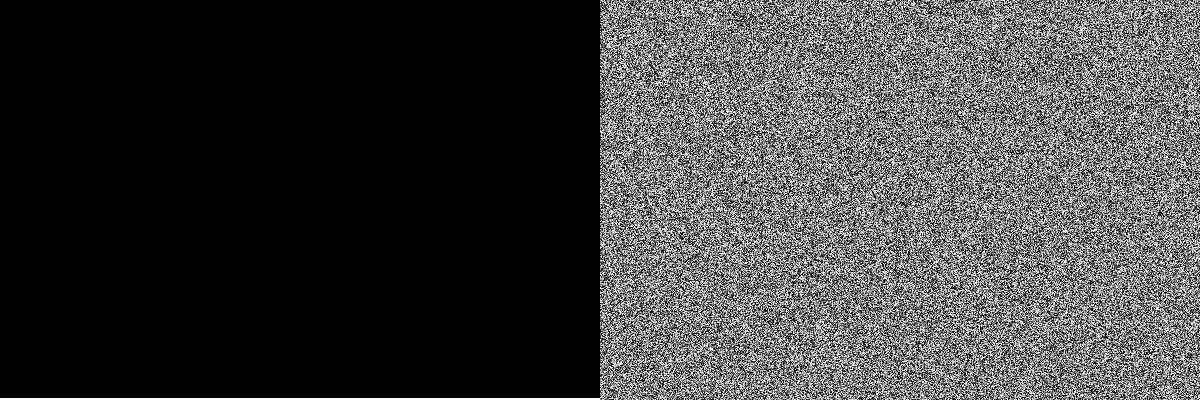
Frame 1 (no input)
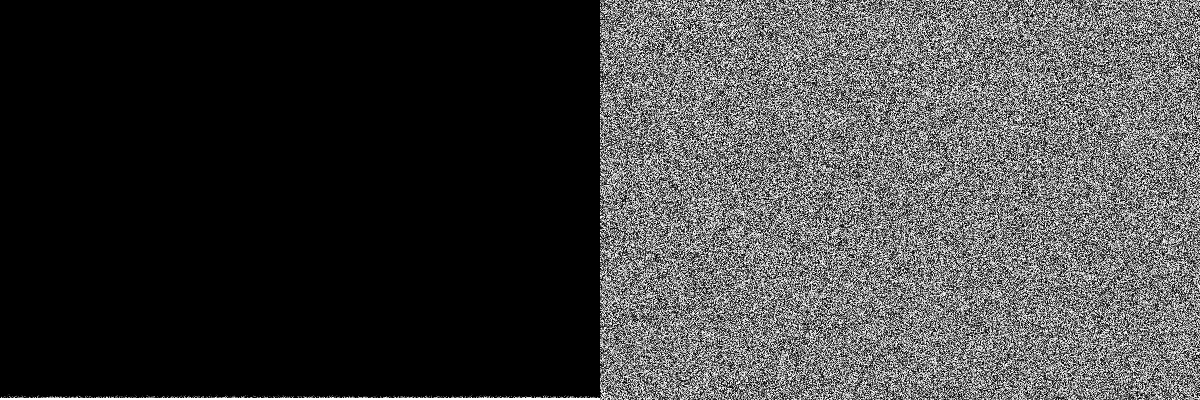
Frame 60 (the mouse pressed at the canvas centre just before this capture)
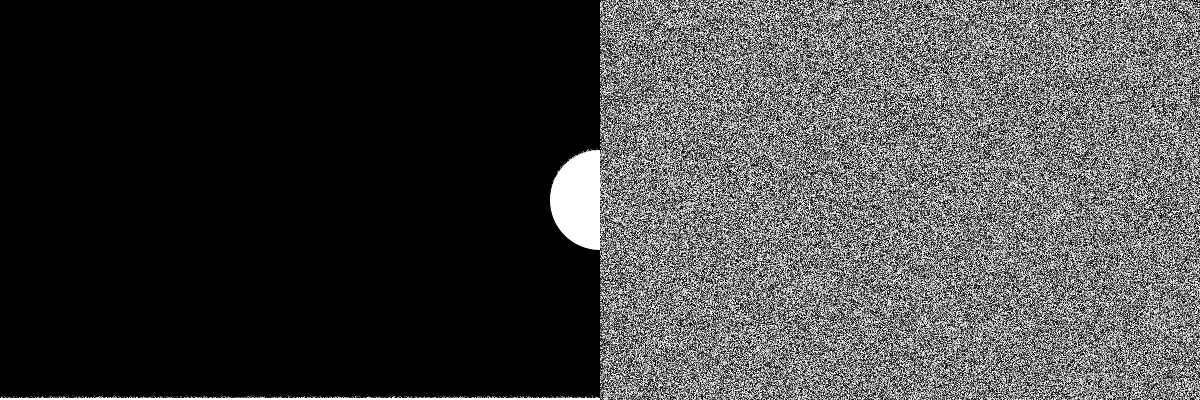
Frame 120 (the mouse held since frame 60 and released just before this capture)

The Processing sketch that drew these frames (run headless with seeded random() and noise(); from frame 60 on, the mouse is pressed at the canvas centre):

// Processing sketch: Fire
// ── Fire.pde
PGraphics buffer1;
PGraphics buffer2;
PImage cooling;
int w = 600;
int h = 400;
OpenSimplexNoise open;

float ystart = 0.0;

void setup() {
  size(1200, 400);
  buffer1 = createGraphics(w, h);
  buffer2 = createGraphics(w, h);
  cooling = createImage(w, h, RGB);
  open = new OpenSimplexNoise();
}

void cool() {
  cooling.loadPixels();
  float xoff = 0.0;
  float increment = 0.05;
  for (int x = 0; x < w; x++) {
    xoff += increment; 
    float yoff = ystart;
    for (int y = 0; y < h; y++) {
      yoff += increment;

      float n = (float) open.eval(xoff, yoff);     
      float bright = random(255);

      cooling.pixels[x+y*w] = color(bright);
    }
  }

  cooling.updatePixels();
  ystart += increment;
}

void fire(int rows) {
  buffer1.beginDraw();
  buffer1.loadPixels();
  for (int x = 0; x < w; x++) {
    for (int j = 0; j < rows; j++) {
      int y = h-(j+1);
      int index = x + y * w;
      buffer1.pixels[index] = color(255);
    }
  }
  buffer1.updatePixels();
  buffer1.endDraw();
}




void draw() {
  fire(2);
  if (mousePressed) {
    buffer1.beginDraw();
    buffer1.fill(255);
    buffer1.noStroke();
    buffer1.ellipse(mouseX, mouseY, 100, 100); 
    buffer1.endDraw();
  }
  cool();
  background(0);
  buffer2.beginDraw();
  buffer1.loadPixels();
  buffer2.loadPixels();
  for (int x = 1; x < w-1; x++) {
    for (int y = 1; y < h-1; y++) {
      int index0 = (x) + (y) * w;
      int index1 = (x+1) + (y) * w;
      int index2 = (x-1) + (y) * w;
      int index3 = (x) + (y+1) * w;
      int index4 = (x) + (y-1) * w;
      color c1 = buffer1.pixels[index1];
      color c2 = buffer1.pixels[index2];
      color c3 = buffer1.pixels[index3];
      color c4 = buffer1.pixels[index4];

      color c5 = cooling.pixels[index0];
      float newC = brightness(c1) + brightness(c2)+ brightness(c3) + brightness(c4);
      newC = newC * 0.25 - brightness(c5);

      buffer2.pixels[index4] = color(newC);
    }
  }
  buffer2.updatePixels();
  buffer2.endDraw();

  PGraphics temp = buffer1;
  buffer1 = buffer2;
  buffer2 = temp;

  image(buffer2, 0, 0);
  image(cooling, w, 0);
}

// ── OpenSimplex.pde
/*
 * OpenSimplex Noise in Java.
 * by Kurt Spencer
 * 
 * v1.1 (October 5, 2014)
 * - Added 2D and 4D implementations.
 * - Proper gradient sets for all dimensions, from a
 *   dimensionally-generalizable scheme with an actual
 *   rhyme and reason behind it.
 * - Removed default permutation array in favor of
 *   default seed.
 * - Changed seed-based constructor to be independent
 *   of any particular randomization library, so results
 *   will be the same when ported to other languages.
 */
 
class OpenSimplexNoise {

  private static final double STRETCH_CONSTANT_2D = -0.211324865405187;    //(1/Math.sqrt(2+1)-1)/2;
  private static final double SQUISH_CONSTANT_2D = 0.366025403784439;      //(Math.sqrt(2+1)-1)/2;
  private static final double STRETCH_CONSTANT_3D = -1.0 / 6;              //(1/Math.sqrt(3+1)-1)/3;
  private static final double SQUISH_CONSTANT_3D = 1.0 / 3;                //(Math.sqrt(3+1)-1)/3;
  private static final double STRETCH_CONSTANT_4D = -0.138196601125011;    //(1/Math.sqrt(4+1)-1)/4;
  private static final double SQUISH_CONSTANT_4D = 0.309016994374947;      //(Math.sqrt(4+1)-1)/4;
  
  private static final double NORM_CONSTANT_2D = 47;
  private static final double NORM_CONSTANT_3D = 103;
  private static final double NORM_CONSTANT_4D = 30;
  
  private static final long DEFAULT_SEED = 0;
  
  private short[] perm;
  private short[] permGradIndex3D;
  
  public OpenSimplexNoise() {
    this(DEFAULT_SEED);
  }
  
  public OpenSimplexNoise(short[] perm) {
    this.perm = perm;
    permGradIndex3D = new short[256];
    
    for (int i = 0; i < 256; i++) {
      //Since 3D has 24 gradients, simple bitmask won't work, so precompute modulo array.
      permGradIndex3D[i] = (short)((perm[i] % (gradients3D.length / 3)) * 3);
    }
  }
  
  //Initializes the class using a permutation array generated from a 64-bit seed.
  //Generates a proper permutation (i.e. doesn't merely perform N successive pair swaps on a base array)
  //Uses a simple 64-bit LCG.
  public OpenSimplexNoise(long seed) {
    perm = new short[256];
    permGradIndex3D = new short[256];
    short[] source = new short[256];
    for (short i = 0; i < 256; i++)
      source[i] = i;
    seed = seed * 6364136223846793005l + 1442695040888963407l;
    seed = seed * 6364136223846793005l + 1442695040888963407l;
    seed = seed * 6364136223846793005l + 1442695040888963407l;
    for (int i = 255; i >= 0; i--) {
      seed = seed * 6364136223846793005l + 1442695040888963407l;
      int r = (int)((seed + 31) % (i + 1));
      if (r < 0)
        r += (i + 1);
      perm[i] = source[r];
      permGradIndex3D[i] = (short)((perm[i] % (gradients3D.length / 3)) * 3);
      source[r] = source[i];
    }
  }
  
  //2D OpenSimplex Noise.
  public double eval(double x, double y) {
  
    //Place input coordinates onto grid.
    double stretchOffset = (x + y) * STRETCH_CONSTANT_2D;
    double xs = x + stretchOffset;
    double ys = y + stretchOffset;
    
    //Floor to get grid coordinates of rhombus (stretched square) super-cell origin.
    int xsb = fastFloor(xs);
    int ysb = fastFloor(ys);
    
    //Skew out to get actual coordinates of rhombus origin. We'll need these later.
    double squishOffset = (xsb + ysb) * SQUISH_CONSTANT_2D;
    double xb = xsb + squishOffset;
    double yb = ysb + squishOffset;
    
    //Compute grid coordinates relative to rhombus origin.
    double xins = xs - xsb;
    double yins = ys - ysb;
    
    //Sum those together to get a value that determines which region we're in.
    double inSum = xins + yins;

    //Positions relative to origin point.
    double dx0 = x - xb;
    double dy0 = y - yb;
    
    //We'll be defining these inside the next block and using them afterwards.
    double dx_ext, dy_ext;
    int xsv_ext, ysv_ext;
    
    double value = 0;

    //Contribution (1,0)
    double dx1 = dx0 - 1 - SQUISH_CONSTANT_2D;
    double dy1 = dy0 - 0 - SQUISH_CONSTANT_2D;
    double attn1 = 2 - dx1 * dx1 - dy1 * dy1;
    if (attn1 > 0) {
      attn1 *= attn1;
      value += attn1 * attn1 * extrapolate(xsb + 1, ysb + 0, dx1, dy1);
    }

    //Contribution (0,1)
    double dx2 = dx0 - 0 - SQUISH_CONSTANT_2D;
    double dy2 = dy0 - 1 - SQUISH_CONSTANT_2D;
    double attn2 = 2 - dx2 * dx2 - dy2 * dy2;
    if (attn2 > 0) {
      attn2 *= attn2;
      value += attn2 * attn2 * extrapolate(xsb + 0, ysb + 1, dx2, dy2);
    }
    
    if (inSum <= 1) { //We're inside the triangle (2-Simplex) at (0,0)
      double zins = 1 - inSum;
      if (zins > xins || zins > yins) { //(0,0) is one of the closest two triangular vertices
        if (xins > yins) {
          xsv_ext = xsb + 1;
          ysv_ext = ysb - 1;
          dx_ext = dx0 - 1;
          dy_ext = dy0 + 1;
        } else {
          xsv_ext = xsb - 1;
          ysv_ext = ysb + 1;
          dx_ext = dx0 + 1;
          dy_ext = dy0 - 1;
        }
      } else { //(1,0) and (0,1) are the closest two vertices.
        xsv_ext = xsb + 1;
        ysv_ext = ysb + 1;
        dx_ext = dx0 - 1 - 2 * SQUISH_CONSTANT_2D;
        dy_ext = dy0 - 1 - 2 * SQUISH_CONSTANT_2D;
      }
    } else { //We're inside the triangle (2-Simplex) at (1,1)
      double zins = 2 - inSum;
      if (zins < xins || zins < yins) { //(0,0) is one of the closest two triangular vertices
        if (xins > yins) {
          xsv_ext = xsb + 2;
          ysv_ext = ysb + 0;
          dx_ext = dx0 - 2 - 2 * SQUISH_CONSTANT_2D;
          dy_ext = dy0 + 0 - 2 * SQUISH_CONSTANT_2D;
        } else {
          xsv_ext = xsb + 0;
          ysv_ext = ysb + 2;
          dx_ext = dx0 + 0 - 2 * SQUISH_CONSTANT_2D;
          dy_ext = dy0 - 2 - 2 * SQUISH_CONSTANT_2D;
        }
      } else { //(1,0) and (0,1) are the closest two vertices.
        dx_ext = dx0;
        dy_ext = dy0;
        xsv_ext = xsb;
        ysv_ext = ysb;
      }
      xsb += 1;
      ysb += 1;
      dx0 = dx0 - 1 - 2 * SQUISH_CONSTANT_2D;
      dy0 = dy0 - 1 - 2 * SQUISH_CONSTANT_2D;
    }
    
    //Contribution (0,0) or (1,1)
    double attn0 = 2 - dx0 * dx0 - dy0 * dy0;
    if (attn0 > 0) {
      attn0 *= attn0;
      value += attn0 * attn0 * extrapolate(xsb, ysb, dx0, dy0);
    }
    
    //Extra Vertex
    double attn_ext = 2 - dx_ext * dx_ext - dy_ext * dy_ext;
    if (attn_ext > 0) {
      attn_ext *= attn_ext;
      value += attn_ext * attn_ext * extrapolate(xsv_ext, ysv_ext, dx_ext, dy_ext);
    }
    
    return value / NORM_CONSTANT_2D;
  }
  
  //3D OpenSimplex Noise.
  public double eval(double x, double y, double z) {
  
    //Place input coordinates on simple ctic honeycomb.
    double stretchOffset = (x + y + z) * STRETCH_CONSTANT_3D;
    double xs = x + stretchOffset;
    double ys = y + stretchOffset;
    double zs = z + stretchOffset;
    
    //Floor to get simplectic honeycomb coordinates of rhombohedron (stretched cube) super-cell origin.
    int xsb = fastFloor(xs);
    int ysb = fastFloor(ys);
    int zsb = fastFloor(zs);
    
    //Skew out to get actual coordinates of rhombohedron origin. We'll need these later.
    double squishOffset = (xsb + ysb + zsb) * SQUISH_CONSTANT_3D;
    double xb = xsb + squishOffset;
    double yb = ysb + squishOffset;
    double zb = zsb + squishOffset;
    
    //Compute simplectic honeycomb coordinates relative to rhombohedral origin.
    double xins = xs - xsb;
    double yins = ys - ysb;
    double zins = zs - zsb;
    
    //Sum those together to get a value that determines which region we're in.
    double inSum = xins + yins + zins;

    //Positions relative to origin point.
    double dx0 = x - xb;
    double dy0 = y - yb;
    double dz0 = z - zb;
    
    //We'll be defining these inside the next block and using them afterwards.
    double dx_ext0, dy_ext0, dz_ext0;
    double dx_ext1, dy_ext1, dz_ext1;
    int xsv_ext0, ysv_ext0, zsv_ext0;
    int xsv_ext1, ysv_ext1, zsv_ext1;
    
    double value = 0;
    if (inSum <= 1) { //We're inside the tetrahedron (3-Simplex) at (0,0,0)
      
      //Determine which two of (0,0,1), (0,1,0), (1,0,0) are closest.
      byte aPoint = 0x01;
      double aScore = xins;
      byte bPoint = 0x02;
      double bScore = yins;
      if (aScore >= bScore && zins > bScore) {
        bScore = zins;
        bPoint = 0x04;
      } else if (aScore < bScore && zins > aScore) {
        aScore = zins;
        aPoint = 0x04;
      }
      
      //Now we determine the two lattice points not part of the tetrahedron that may contribute.
      //This depends on the closest two tetrahedral vertices, including (0,0,0)
      double wins = 1 - inSum;
      if (wins > aScore || wins > bScore) { //(0,0,0) is one of the closest two tetrahedral vertices.
        byte c = (bScore > aScore ? bPoint : aPoint); //Our other closest vertex is the closest out of a and b.
        
        if ((c & 0x01) == 0) {
          xsv_ext0 = xsb - 1;
          xsv_ext1 = xsb;
          dx_ext0 = dx0 + 1;
          dx_ext1 = dx0;
        } else {
          xsv_ext0 = xsv_ext1 = xsb + 1;
          dx_ext0 = dx_ext1 = dx0 - 1;
        }

        if ((c & 0x02) == 0) {
          ysv_ext0 = ysv_ext1 = ysb;
          dy_ext0 = dy_ext1 = dy0;
          if ((c & 0x01) == 0) {
            ysv_ext1 -= 1;
            dy_ext1 += 1;
          } else {
            ysv_ext0 -= 1;
            dy_ext0 += 1;
          }
        } else {
          ysv_ext0 = ysv_ext1 = ysb + 1;
          dy_ext0 = dy_ext1 = dy0 - 1;
        }

        if ((c & 0x04) == 0) {
          zsv_ext0 = zsb;
          zsv_ext1 = zsb - 1;
          dz_ext0 = dz0;
          dz_ext1 = dz0 + 1;
        } else {
          zsv_ext0 = zsv_ext1 = zsb + 1;
          dz_ext0 = dz_ext1 = dz0 - 1;
        }
      } else { //(0,0,0) is not one of the closest two tetrahedral vertices.
        byte c = (byte)(aPoint | bPoint); //Our two extra vertices are determined by the closest two.
        
        if ((c & 0x01) == 0) {
          xsv_ext0 = xsb;
          xsv_ext1 = xsb - 1;
          dx_ext0 = dx0 - 2 * SQUISH_CONSTANT_3D;
          dx_ext1 = dx0 + 1 - SQUISH_CONSTANT_3D;
        } else {
          xsv_ext0 = xsv_ext1 = xsb + 1;
          dx_ext0 = dx0 - 1 - 2 * SQUISH_CONSTANT_3D;
          dx_ext1 = dx0 - 1 - SQUISH_CONSTANT_3D;
        }

        if ((c & 0x02) == 0) {
          ysv_ext0 = ysb;
          ysv_ext1 = ysb - 1;
          dy_ext0 = dy0 - 2 * SQUISH_CONSTANT_3D;
          dy_ext1 = dy0 + 1 - SQUISH_CONSTANT_3D;
        } else {
          ysv_ext0 = ysv_ext1 = ysb + 1;
          dy_ext0 = dy0 - 1 - 2 * SQUISH_CONSTANT_3D;
          dy_ext1 = dy0 - 1 - SQUISH_CONSTANT_3D;
        }

        if ((c & 0x04) == 0) {
          zsv_ext0 = zsb;
          zsv_ext1 = zsb - 1;
          dz_ext0 = dz0 - 2 * SQUISH_CONSTANT_3D;
          dz_ext1 = dz0 + 1 - SQUISH_CONSTANT_3D;
        } else {
          zsv_ext0 = zsv_ext1 = zsb + 1;
          dz_ext0 = dz0 - 1 - 2 * SQUISH_CONSTANT_3D;
          dz_ext1 = dz0 - 1 - SQUISH_CONSTANT_3D;
        }
      }

      //Contribution (0,0,0)
      double attn0 = 2 - dx0 * dx0 - dy0 * dy0 - dz0 * dz0;
      if (attn0 > 0) {
        attn0 *= attn0;
        value += attn0 * attn0 * extrapolate(xsb + 0, ysb + 0, zsb + 0, dx0, dy0, dz0);
      }

      //Contribution (1,0,0)
      double dx1 = dx0 - 1 - SQUISH_CONSTANT_3D;
      double dy1 = dy0 - 0 - SQUISH_CONSTANT_3D;
      double dz1 = dz0 - 0 - SQUISH_CONSTANT_3D;
      double attn1 = 2 - dx1 * dx1 - dy1 * dy1 - dz1 * dz1;
      if (attn1 > 0) {
        attn1 *= attn1;
        value += attn1 * attn1 * extrapolate(xsb + 1, ysb + 0, zsb + 0, dx1, dy1, dz1);
      }

      //Contribution (0,1,0)
      double dx2 = dx0 - 0 - SQUISH_CONSTANT_3D;
      double dy2 = dy0 - 1 - SQUISH_CONSTANT_3D;
      double dz2 = dz1;
      double attn2 = 2 - dx2 * dx2 - dy2 * dy2 - dz2 * dz2;
      if (attn2 > 0) {
        attn2 *= attn2;
        value += attn2 * attn2 * extrapolate(xsb + 0, ysb + 1, zsb + 0, dx2, dy2, dz2);
      }

      //Contribution (0,0,1)
      double dx3 = dx2;
      double dy3 = dy1;
      double dz3 = dz0 - 1 - SQUISH_CONSTANT_3D;
      double attn3 = 2 - dx3 * dx3 - dy3 * dy3 - dz3 * dz3;
      if (attn3 > 0) {
        attn3 *= attn3;
        value += attn3 * attn3 * extrapolate(xsb + 0, ysb + 0, zsb + 1, dx3, dy3, dz3);
      }
    } else if (inSum >= 2) { //We're inside the tetrahedron (3-Simplex) at (1,1,1)
    
      //Determine which two tetrahedral vertices are the closest, out of (1,1,0), (1,0,1), (0,1,1) but not (1,1,1).
      byte aPoint = 0x06;
      double aScore = xins;
      byte bPoint = 0x05;
      double bScore = yins;
      if (aScore <= bScore && zins < bScore) {
        bScore = zins;
        bPoint = 0x03;
      } else if (aScore > bScore && zins < aScore) {
        aScore = zins;
        aPoint = 0x03;
      }
      
      //Now we determine the two lattice points not part of the tetrahedron that may contribute.
      //This depends on the closest two tetrahedral vertices, including (1,1,1)
      double wins = 3 - inSum;
      if (wins < aScore || wins < bScore) { //(1,1,1) is one of the closest two tetrahedral vertices.
        byte c = (bScore < aScore ? bPoint : aPoint); //Our other closest vertex is the closest out of a and b.
        
        if ((c & 0x01) != 0) {
          xsv_ext0 = xsb + 2;
          xsv_ext1 = xsb + 1;
          dx_ext0 = dx0 - 2 - 3 * SQUISH_CONSTANT_3D;
          dx_ext1 = dx0 - 1 - 3 * SQUISH_CONSTANT_3D;
        } else {
          xsv_ext0 = xsv_ext1 = xsb;
          dx_ext0 = dx_ext1 = dx0 - 3 * SQUISH_CONSTANT_3D;
        }

        if ((c & 0x02) != 0) {
          ysv_ext0 = ysv_ext1 = ysb + 1;
          dy_ext0 = dy_ext1 = dy0 - 1 - 3 * SQUISH_CONSTANT_3D;
          if ((c & 0x01) != 0) {
            ysv_ext1 += 1;
            dy_ext1 -= 1;
          } else {
            ysv_ext0 += 1;
            dy_ext0 -= 1;
          }
        } else {
          ysv_ext0 = ysv_ext1 = ysb;
          dy_ext0 = dy_ext1 = dy0 - 3 * SQUISH_CONSTANT_3D;
        }

        if ((c & 0x04) != 0) {
          zsv_ext0 = zsb + 1;
          zsv_ext1 = zsb + 2;
          dz_ext0 = dz0 - 1 - 3 * SQUISH_CONSTANT_3D;
          dz_ext1 = dz0 - 2 - 3 * SQUISH_CONSTANT_3D;
        } else {
          zsv_ext0 = zsv_ext1 = zsb;
          dz_ext0 = dz_ext1 = dz0 - 3 * SQUISH_CONSTANT_3D;
        }
      } else { //(1,1,1) is not one of the closest two tetrahedral vertices.
        byte c = (byte)(aPoint & bPoint); //Our two extra vertices are determined by the closest two.
        
        if ((c & 0x01) != 0) {
          xsv_ext0 = xsb + 1;
          xsv_ext1 = xsb + 2;
          dx_ext0 = dx0 - 1 - SQUISH_CONSTANT_3D;
          dx_ext1 = dx0 - 2 - 2 * SQUISH_CONSTANT_3D;
        } else {
          xsv_ext0 = xsv_ext1 = xsb;
          dx_ext0 = dx0 - SQUISH_CONSTANT_3D;
          dx_ext1 = dx0 - 2 * SQUISH_CONSTANT_3D;
        }

        if ((c & 0x02) != 0) {
          ysv_ext0 = ysb + 1;
          ysv_ext1 = ysb + 2;
          dy_ext0 = dy0 - 1 - SQUISH_CONSTANT_3D;
          dy_ext1 = dy0 - 2 - 2 * SQUISH_CONSTANT_3D;
        } else {
          ysv_ext0 = ysv_ext1 = ysb;
          dy_ext0 = dy0 - SQUISH_CONSTANT_3D;
          dy_ext1 = dy0 - 2 * SQUISH_CONSTANT_3D;
        }

        if ((c & 0x04) != 0) {
          zsv_ext0 = zsb + 1;
          zsv_ext1 = zsb + 2;
          dz_ext0 = dz0 - 1 - SQUISH_CONSTANT_3D;
          dz_ext1 = dz0 - 2 - 2 * SQUISH_CONSTANT_3D;
        } else {
          zsv_ext0 = zsv_ext1 = zsb;
          dz_ext0 = dz0 - SQUISH_CONSTANT_3D;
          dz_ext1 = dz0 - 2 * SQUISH_CONSTANT_3D;
        }
      }
      
      //Contribution (1,1,0)
      double dx3 = dx0 - 1 - 2 * SQUISH_CONSTANT_3D;
      double dy3 = dy0 - 1 - 2 * SQUISH_CONSTANT_3D;
      double dz3 = dz0 - 0 - 2 * SQUISH_CONSTANT_3D;
      double attn3 = 2 - dx3 * dx3 - dy3 * dy3 - dz3 * dz3;
      if (attn3 > 0) {
        attn3 *= attn3;
        value += attn3 * attn3 * extrapolate(xsb + 1, ysb + 1, zsb + 0, dx3, dy3, dz3);
      }

      //Contribution (1,0,1)
      double dx2 = dx3;
      double dy2 = dy0 - 0 - 2 * SQUISH_CONSTANT_3D;
      double dz2 = dz0 - 1 - 2 * SQUISH_CONSTANT_3D;
      double attn2 = 2 - dx2 * dx2 - dy2 * dy2 - dz2 * dz2;
      if (attn2 > 0) {
        attn2 *= attn2;
        value += attn2 * attn2 * extrapolate(xsb + 1, ysb + 0, zsb + 1, dx2, dy2, dz2);
      }

      //Contribution (0,1,1)
      double dx1 = dx0 - 0 - 2 * SQUISH_CONSTANT_3D;
      double dy1 = dy3;
      double dz1 = dz2;
      double attn1 = 2 - dx1 * dx1 - dy1 * dy1 - dz1 * dz1;
      if (attn1 > 0) {
        attn1 *= attn1;
        value += attn1 * attn1 * extrapolate(xsb + 0, ysb + 1, zsb + 1, dx1, dy1, dz1);
      }

      //Contribution (1,1,1)
      dx0 = dx0 - 1 - 3 * SQUISH_CONSTANT_3D;
      dy0 = dy0 - 1 - 3 * SQUISH_CONSTANT_3D;
      dz0 = dz0 - 1 - 3 * SQUISH_CONSTANT_3D;
      double attn0 = 2 - dx0 * dx0 - dy0 * dy0 - dz0 * dz0;
      if (attn0 > 0) {
        attn0 *= attn0;
        value += attn0 * attn0 * extrapolate(xsb + 1, ysb + 1, zsb + 1, dx0, dy0, dz0);
      }
    } else { //We're inside the octahedron (Rectified 3-Simplex) in between.
      double aScore;
      byte aPoint;
      boolean aIsFurtherSide;
      double bScore;
      byte bPoint;
      boolean bIsFurtherSide;

      //Decide between point (0,0,1) and (1,1,0) as closest
      double p1 = xins + yins;
      if (p1 > 1) {
        aScore = p1 - 1;
        aPoint = 0x03;
        aIsFurtherSide = true;
      } else {
        aScore = 1 - p1;
        aPoint = 0x04;
        aIsFurtherSide = false;
      }

      //Decide between point (0,1,0) and (1,0,1) as closest
      double p2 = xins + zins;
      if (p2 > 1) {
        bScore = p2 - 1;
        bPoint = 0x05;
        bIsFurtherSide = true;
      } else {
        bScore = 1 - p2;
        bPoint = 0x02;
        bIsFurtherSide = false;
      }
      
      //The closest out of the two (1,0,0) and (0,1,1) will replace the furthest out of the two decided above, if closer.
      double p3 = yins + zins;
      if (p3 > 1) {
        double score = p3 - 1;
        if (aScore <= bScore && aScore < score) {
          aScore = score;
          aPoint = 0x06;
          aIsFurtherSide = true;
        } else if (aScore > bScore && bScore < score) {
          bScore = score;
          bPoint = 0x06;
          bIsFurtherSide = true;
        }
      } else {
        double score = 1 - p3;
        if (aScore <= bScore && aScore < score) {
          aScore = score;
          aPoint = 0x01;
          aIsFurtherSide = false;
        } else if (aScore > bScore && bScore < score) {
          bScore = score;
          bPoint = 0x01;
          bIsFurtherSide = false;
        }
      }
      
      //Where each of the two closest points are determines how the extra two vertices are calculated.
      if (aIsFurtherSide == bIsFurtherSide) {
        if (aIsFurtherSide) { //Both closest points on (1,1,1) side

          //One of the two extra points is (1,1,1)
          dx_ext0 = dx0 - 1 - 3 * SQUISH_CONSTANT_3D;
          dy_ext0 = dy0 - 1 - 3 * SQUISH_CONSTANT_3D;
          dz_ext0 = dz0 - 1 - 3 * SQUISH_CONSTANT_3D;
          xsv_ext0 = xsb + 1;
          ysv_ext0 = ysb + 1;
          zsv_ext0 = zsb + 1;

          //Other extra point is based on the shared axis.
          byte c = (byte)(aPoint & bPoint);
          if ((c & 0x01) != 0) {
            dx_ext1 = dx0 - 2 - 2 * SQUISH_CONSTANT_3D;
            dy_ext1 = dy0 - 2 * SQUISH_CONSTANT_3D;
            dz_ext1 = dz0 - 2 * SQUISH_CONSTANT_3D;
            xsv_ext1 = xsb + 2;
            ysv_ext1 = ysb;
            zsv_ext1 = zsb;
          } else if ((c & 0x02) != 0) {
            dx_ext1 = dx0 - 2 * SQUISH_CONSTANT_3D;
            dy_ext1 = dy0 - 2 - 2 * SQUISH_CONSTANT_3D;
            dz_ext1 = dz0 - 2 * SQUISH_CONSTANT_3D;
            xsv_ext1 = xsb;
            ysv_ext1 = ysb + 2;
            zsv_ext1 = zsb;
          } else {
            dx_ext1 = dx0 - 2 * SQUISH_CONSTANT_3D;
            dy_ext1 = dy0 - 2 * SQUISH_CONSTANT_3D;
            dz_ext1 = dz0 - 2 - 2 * SQUISH_CONSTANT_3D;
            xsv_ext1 = xsb;
            ysv_ext1 = ysb;
            zsv_ext1 = zsb + 2;
          }
        } else {//Both closest points on (0,0,0) side

          //One of the two extra points is (0,0,0)
          dx_ext0 = dx0;
          dy_ext0 = dy0;
          dz_ext0 = dz0;
          xsv_ext0 = xsb;
          ysv_ext0 = ysb;
          zsv_ext0 = zsb;

          //Other extra point is based on the omitted axis.
          byte c = (byte)(aPoint | bPoint);
          if ((c & 0x01) == 0) {
            dx_ext1 = dx0 + 1 - SQUISH_CONSTANT_3D;
            dy_ext1 = dy0 - 1 - SQUISH_CONSTANT_3D;
            dz_ext1 = dz0 - 1 - SQUISH_CONSTANT_3D;
            xsv_ext1 = xsb - 1;
            ysv_ext1 = ysb + 1;
            zsv_ext1 = zsb + 1;
          } else if ((c & 0x02) == 0) {
            dx_ext1 = dx0 - 1 - SQUISH_CONSTANT_3D;
            dy_ext1 = dy0 + 1 - SQUISH_CONSTANT_3D;
            dz_ext1 = dz0 - 1 - SQUISH_CONSTANT_3D;
            xsv_ext1 = xsb + 1;
            ysv_ext1 = ysb - 1;
            zsv_ext1 = zsb + 1;
          } else {
            dx_ext1 = dx0 - 1 - SQUISH_CONSTANT_3D;
            dy_ext1 = dy0 - 1 - SQUISH_CONSTANT_3D;
            dz_ext1 = dz0 + 1 - SQUISH_CONSTANT_3D;
            xsv_ext1 = xsb + 1;
            ysv_ext1 = ysb + 1;
            zsv_ext1 = zsb - 1;
          }
        }
      } else { //One point on (0,0,0) side, one point on (1,1,1) side
        byte c1, c2;
        if (aIsFurtherSide) {
          c1 = aPoint;
          c2 = bPoint;
        } else {
          c1 = bPoint;
          c2 = aPoint;
        }

        //One contribution is a permutation of (1,1,-1)
        if ((c1 & 0x01) == 0) {
          dx_ext0 = dx0 + 1 - SQUISH_CONSTANT_3D;
          dy_ext0 = dy0 - 1 - SQUISH_CONSTANT_3D;
          dz_ext0 = dz0 - 1 - SQUISH_CONSTANT_3D;
          xsv_ext0 = xsb - 1;
          ysv_ext0 = ysb + 1;
          zsv_ext0 = zsb + 1;
        } else if ((c1 & 0x02) == 0) {
          dx_ext0 = dx0 - 1 - SQUISH_CONSTANT_3D;
          dy_ext0 = dy0 + 1 - SQUISH_CONSTANT_3D;
          dz_ext0 = dz0 - 1 - SQUISH_CONSTANT_3D;
          xsv_ext0 = xsb + 1;
          ysv_ext0 = ysb - 1;
          zsv_ext0 = zsb + 1;
        } else {
          dx_ext0 = dx0 - 1 - SQUISH_CONSTANT_3D;
          dy_ext0 = dy0 - 1 - SQUISH_CONSTANT_3D;
          dz_ext0 = dz0 + 1 - SQUISH_CONSTANT_3D;
          xsv_ext0 = xsb + 1;
          ysv_ext0 = ysb + 1;
          zsv_ext0 = zsb - 1;
        }

        //One contribution is a permutation of (0,0,2)
        dx_ext1 = dx0 - 2 * SQUISH_CONSTANT_3D;
        dy_ext1 = dy0 - 2 * SQUISH_CONSTANT_3D;
        dz_ext1 = dz0 - 2 * SQUISH_CONSTANT_3D;
        xsv_ext1 = xsb;
        ysv_ext1 = ysb;
        zsv_ext1 = zsb;
        if ((c2 & 0x01) != 0) {
          dx_ext1 -= 2;
          xsv_ext1 += 2;
        } else if ((c2 & 0x02) != 0) {
          dy_ext1 -= 2;
          ysv_ext1 += 2;
        } else {
          dz_ext1 -= 2;
          zsv_ext1 += 2;
        }
      }

      //Contribution (1,0,0)
      double dx1 = dx0 - 1 - SQUISH_CONSTANT_3D;
      double dy1 = dy0 - 0 - SQUISH_CONSTANT_3D;
      double dz1 = dz0 - 0 - SQUISH_CONSTANT_3D;
      double attn1 = 2 - dx1 * dx1 - dy1 * dy1 - dz1 * dz1;
      if (attn1 > 0) {
        attn1 *= attn1;
        value += attn1 * attn1 * extrapolate(xsb + 1, ysb + 0, zsb + 0, dx1, dy1, dz1);
      }

      //Contribution (0,1,0)
      double dx2 = dx0 - 0 - SQUISH_CONSTANT_3D;
      double dy2 = dy0 - 1 - SQUISH_CONSTANT_3D;
      double dz2 = dz1;
      double attn2 = 2 - dx2 * dx2 - dy2 * dy2 - dz2 * dz2;
      if (attn2 > 0) {
        attn2 *= attn2;
        value += attn2 * attn2 * extrapolate(xsb + 0, ysb + 1, zsb + 0, dx2, dy2, dz2);
      }

      //Contribution (0,0,1)
      double dx3 = dx2;
      double dy3 = dy1;
      double dz3 = dz0 - 1 - SQUISH_CONSTANT_3D;
      double attn3 = 2 - dx3 * dx3 - dy3 * dy3 - dz3 * dz3;
      if (attn3 > 0) {
        attn3 *= attn3;
        value += attn3 * attn3 * extrapolate(xsb + 0, ysb + 0, zsb + 1, dx3, dy3, dz3);
      }

      //Contribution (1,1,0)
      double dx4 = dx0 - 1 - 2 * SQUISH_CONSTANT_3D;
      double dy4 = dy0 - 1 - 2 * SQUISH_CONSTANT_3D;
      double dz4 = dz0 - 0 - 2 * SQUISH_CONSTANT_3D;
      double attn4 = 2 - dx4 * dx4 - dy4 * dy4 - dz4 * dz4;
      if (attn4 > 0) {
        attn4 *= attn4;
        value += attn4 * attn4 * extrapolate(xsb + 1, ysb + 1, zsb + 0, dx4, dy4, dz4);
      }

      //Contribution (1,0,1)
      double dx5 = dx4;
      double dy5 = dy0 - 0 - 2 * SQUISH_CONSTANT_3D;
      double dz5 = dz0 - 1 - 2 * SQUISH_CONSTANT_3D;
      double attn5 = 2 - dx5 * dx5 - dy5 * dy5 - dz5 * dz5;
      if (attn5 > 0) {
        attn5 *= attn5;
        value += attn5 * attn5 * extrapolate(xsb + 1, ysb + 0, zsb + 1, dx5, dy5, dz5);
      }

      //Contribution (0,1,1)
      double dx6 = dx0 - 0 - 2 * SQUISH_CONSTANT_3D;
      double dy6 = dy4;
      double dz6 = dz5;
      double attn6 = 2 - dx6 * dx6 - dy6 * dy6 - dz6 * dz6;
      if (attn6 > 0) {
        attn6 *= attn6;
        value += attn6 * attn6 * extrapolate(xsb + 0, ysb + 1, zsb + 1, dx6, dy6, dz6);
      }
    }
 
    //First extra vertex
    double attn_ext0 = 2 - dx_ext0 * dx_ext0 - dy_ext0 * dy_ext0 - dz_ext0 * dz_ext0;
    if (attn_ext0 > 0)
    {
      attn_ext0 *= attn_ext0;
      value += attn_ext0 * attn_ext0 * extrapolate(xsv_ext0, ysv_ext0, zsv_ext0, dx_ext0, dy_ext0, dz_ext0);
    }

    //Second extra vertex
    double attn_ext1 = 2 - dx_ext1 * dx_ext1 - dy_ext1 * dy_ext1 - dz_ext1 * dz_ext1;
    if (attn_ext1 > 0)
    {
      attn_ext1 *= attn_ext1;
      value += attn_ext1 * attn_ext1 * extrapolate(xsv_ext1, ysv_ext1, zsv_ext1, dx_ext1, dy_ext1, dz_ext1);
    }
    
    return value / NORM_CONSTANT_3D;
  }
  
  //4D OpenSimplex Noise.
  public double eval(double x, double y, double z, double w) {
  
    //Place input coordinates on simplectic honeycomb.
    double stretchOffset = (x + y + z + w) * STRETCH_CONSTANT_4D;
    double xs = x + stretchOffset;
    double ys = y + stretchOffset;
    double zs = z + stretchOffset;
    double ws = w + stretchOffset;
    
    //Floor to get simplectic honeycomb coordinates of rhombo-hypercube super-cell origin.
    int xsb = fastFloor(xs);
    int ysb = fastFloor(ys);
    int zsb = fastFloor(zs);
    int wsb = fastFloor(ws);
    
    //Skew out to get actual coordinates of stretched rhombo-hypercube origin. We'll need these later.
    double squishOffset = (xsb + ysb + zsb + wsb) * SQUISH_CONSTANT_4D;
    double xb = xsb + squishOffset;
    double yb = ysb + squishOffset;
    double zb = zsb + squishOffset;
    double wb = wsb + squishOffset;
    
    //Compute simplectic honeycomb coordinates relative to rhombo-hypercube origin.
    double xins = xs - xsb;
    double yins = ys - ysb;
    double zins = zs - zsb;
    double wins = ws - wsb;
    
    //Sum those together to get a value that determines which region we're in.
    double inSum = xins + yins + zins + wins;

    //Positions relative to origin point.
    double dx0 = x - xb;
    double dy0 = y - yb;
    double dz0 = z - zb;
    double dw0 = w - wb;
    
    //We'll be defining these inside the next block and using them afterwards.
    double dx_ext0, dy_ext0, dz_ext0, dw_ext0;
    double dx_ext1, dy_ext1, dz_ext1, dw_ext1;
    double dx_ext2, dy_ext2, dz_ext2, dw_ext2;
    int xsv_ext0, ysv_ext0, zsv_ext0, wsv_ext0;
    int xsv_ext1, ysv_ext1, zsv_ext1, wsv_ext1;
    int xsv_ext2, ysv_ext2, zsv_ext2, wsv_ext2;
    
    double value = 0;
    if (inSum <= 1) { //We're inside the pentachoron (4-Simplex) at (0,0,0,0)

      //Determine which two of (0,0,0,1), (0,0,1,0), (0,1,0,0), (1,0,0,0) are closest.
      byte aPoint = 0x01;
      double aScore = xins;
      byte bPoint = 0x02;
      double bScore = yins;
      if (aScore >= bScore && zins > bScore) {
        bScore = zins;
        bPoint = 0x04;
      } else if (aScore < bScore && zins > aScore) {
        aScore = zins;
        aPoint = 0x04;
      }
      if (aScore >= bScore && wins > bScore) {
        bScore = wins;
        bPoint = 0x08;
      } else if (aScore < bScore && wins > aScore) {
        aScore = wins;
        aPoint = 0x08;
      }
      
      //Now we determine the three lattice points not part of the pentachoron that may contribute.
      //This depends on the closest two pentachoron vertices, including (0,0,0,0)
      double uins = 1 - inSum;
      if (uins > aScore || uins > bScore) { //(0,0,0,0) is one of the closest two pentachoron vertices.
        byte c = (bScore > aScore ? bPoint : aPoint); //Our other closest vertex is the closest out of a and b.
        if ((c & 0x01) == 0) {
          xsv_ext0 = xsb - 1;
          xsv_ext1 = xsv_ext2 = xsb;
          dx_ext0 = dx0 + 1;
          dx_ext1 = dx_ext2 = dx0;
        } else {
          xsv_ext0 = xsv_ext1 = xsv_ext2 = xsb + 1;
          dx_ext0 = dx_ext1 = dx_ext2 = dx0 - 1;
        }

        if ((c & 0x02) == 0) {
          ysv_ext0 = ysv_ext1 = ysv_ext2 = ysb;
          dy_ext0 = dy_ext1 = dy_ext2 = dy0;
          if ((c & 0x01) == 0x01) {
            ysv_ext0 -= 1;
            dy_ext0 += 1;
          } else {
            ysv_ext1 -= 1;
            dy_ext1 += 1;
          }
        } else {
          ysv_ext0 = ysv_ext1 = ysv_ext2 = ysb + 1;
          dy_ext0 = dy_ext1 = dy_ext2 = dy0 - 1;
        }
        
        if ((c & 0x04) == 0) {
          zsv_ext0 = zsv_ext1 = zsv_ext2 = zsb;
          dz_ext0 = dz_ext1 = dz_ext2 = dz0;
          if ((c & 0x03) != 0) {
            if ((c & 0x03) == 0x03) {
              zsv_ext0 -= 1;
              dz_ext0 += 1;
            } else {
              zsv_ext1 -= 1;
              dz_ext1 += 1;
            }
          } else {
            zsv_ext2 -= 1;
            dz_ext2 += 1;
          }
        } else {
          zsv_ext0 = zsv_ext1 = zsv_ext2 = zsb + 1;
          dz_ext0 = dz_ext1 = dz_ext2 = dz0 - 1;
        }
        
        if ((c & 0x08) == 0) {
          wsv_ext0 = wsv_ext1 = wsb;
          wsv_ext2 = wsb - 1;
          dw_ext0 = dw_ext1 = dw0;
          dw_ext2 = dw0 + 1;
        } else {
          wsv_ext0 = wsv_ext1 = wsv_ext2 = wsb + 1;
          dw_ext0 = dw_ext1 = dw_ext2 = dw0 - 1;
        }
      } else { //(0,0,0,0) is not one of the closest two pentachoron vertices.
        byte c = (byte)(aPoint | bPoint); //Our three extra vertices are determined by the closest two.
        
        if ((c & 0x01) == 0) {
          xsv_ext0 = xsv_ext2 = xsb;
          xsv_ext1 = xsb - 1;
          dx_ext0 = dx0 - 2 * SQUISH_CONSTANT_4D;
          dx_ext1 = dx0 + 1 - SQUISH_CONSTANT_4D;
          dx_ext2 = dx0 - SQUISH_CONSTANT_4D;
        } else {
          xsv_ext0 = xsv_ext1 = xsv_ext2 = xsb + 1;
          dx_ext0 = dx0 - 1 - 2 * SQUISH_CONSTANT_4D;
          dx_ext1 = dx_ext2 = dx0 - 1 - SQUISH_CONSTANT_4D;
        }
        
        if ((c & 0x02) == 0) {
          ysv_ext0 = ysv_ext1 = ysv_ext2 = ysb;
          dy_ext0 = dy0 - 2 * SQUISH_CONSTANT_4D;
          dy_ext1 = dy_ext2 = dy0 - SQUISH_CONSTANT_4D;
          if ((c & 0x01) == 0x01) {
            ysv_ext1 -= 1;
            dy_ext1 += 1;
          } else {
            ysv_ext2 -= 1;
            dy_ext2 += 1;
          }
        } else {
          ysv_ext0 = ysv_ext1 = ysv_ext2 = ysb + 1;
          dy_ext0 = dy0 - 1 - 2 * SQUISH_CONSTANT_4D;
          dy_ext1 = dy_ext2 = dy0 - 1 - SQUISH_CONSTANT_4D;
        }
        
        if ((c & 0x04) == 0) {
          zsv_ext0 = zsv_ext1 = zsv_ext2 = zsb;
          dz_ext0 = dz0 - 2 * SQUISH_CONSTANT_4D;
          dz_ext1 = dz_ext2 = dz0 - SQUISH_CONSTANT_4D;
          if ((c & 0x03) == 0x03) {
            zsv_ext1 -= 1;
            dz_ext1 += 1;
          } else {
            zsv_ext2 -= 1;
            dz_ext2 += 1;
          }
        } else {
          zsv_ext0 = zsv_ext1 = zsv_ext2 = zsb + 1;
          dz_ext0 = dz0 - 1 - 2 * SQUISH_CONSTANT_4D;
          dz_ext1 = dz_ext2 = dz0 - 1 - SQUISH_CONSTANT_4D;
        }
        
        if ((c & 0x08) == 0) {
          wsv_ext0 = wsv_ext1 = wsb;
          wsv_ext2 = wsb - 1;
          dw_ext0 = dw0 - 2 * SQUISH_CONSTANT_4D;
          dw_ext1 = dw0 - SQUISH_CONSTANT_4D;
          dw_ext2 = dw0 + 1 - SQUISH_CONSTANT_4D;
        } else {
          wsv_ext0 = wsv_ext1 = wsv_ext2 = wsb + 1;
          dw_ext0 = dw0 - 1 - 2 * SQUISH_CONSTANT_4D;
          dw_ext1 = dw_ext2 = dw0 - 1 - SQUISH_CONSTANT_4D;
        }
      }

      //Contribution (0,0,0,0)
      double attn0 = 2 - dx0 * dx0 - dy0 * dy0 - dz0 * dz0 - dw0 * dw0;
      if (attn0 > 0) {
        attn0 *= attn0;
        value += attn0 * attn0 * extrapolate(xsb + 0, ysb + 0, zsb + 0, wsb + 0, dx0, dy0, dz0, dw0);
      }

      //Contribution (1,0,0,0)
      double dx1 = dx0 - 1 - SQUISH_CONSTANT_4D;
      double dy1 = dy0 - 0 - SQUISH_CONSTANT_4D;
      double dz1 = dz0 - 0 - SQUISH_CONSTANT_4D;
      double dw1 = dw0 - 0 - SQUISH_CONSTANT_4D;
      double attn1 = 2 - dx1 * dx1 - dy1 * dy1 - dz1 * dz1 - dw1 * dw1;
      if (attn1 > 0) {
        attn1 *= attn1;
        value += attn1 * attn1 * extrapolate(xsb + 1, ysb + 0, zsb + 0, wsb + 0, dx1, dy1, dz1, dw1);
      }

      //Contribution (0,1,0,0)
      double dx2 = dx0 - 0 - SQUISH_CONSTANT_4D;
      double dy2 = dy0 - 1 - SQUISH_CONSTANT_4D;
      double dz2 = dz1;
      double dw2 = dw1;
      double attn2 = 2 - dx2 * dx2 - dy2 * dy2 - dz2 * dz2 - dw2 * dw2;
      if (attn2 > 0) {
        attn2 *= attn2;
        value += attn2 * attn2 * extrapolate(xsb + 0, ysb + 1, zsb + 0, wsb + 0, dx2, dy2, dz2, dw2);
      }

      //Contribution (0,0,1,0)
      double dx3 = dx2;
      double dy3 = dy1;
      double dz3 = dz0 - 1 - SQUISH_CONSTANT_4D;
      double dw3 = dw1;
      double attn3 = 2 - dx3 * dx3 - dy3 * dy3 - dz3 * dz3 - dw3 * dw3;
      if (attn3 > 0) {
        attn3 *= attn3;
        value += attn3 * attn3 * extrapolate(xsb + 0, ysb + 0, zsb + 1, wsb + 0, dx3, dy3, dz3, dw3);
      }

      //Contribution (0,0,0,1)
      double dx4 = dx2;
      double dy4 = dy1;
      double dz4 = dz1;
      double dw4 = dw0 - 1 - SQUISH_CONSTANT_4D;
      double attn4 = 2 - dx4 * dx4 - dy4 * dy4 - dz4 * dz4 - dw4 * dw4;
      if (attn4 > 0) {
        attn4 *= attn4;
        value += attn4 * attn4 * extrapolate(xsb + 0, ysb + 0, zsb + 0, wsb + 1, dx4, dy4, dz4, dw4);
      }
    } else if (inSum >= 3) { //We're inside the pentachoron (4-Simplex) at (1,1,1,1)
      //Determine which two of (1,1,1,0), (1,1,0,1), (1,0,1,1), (0,1,1,1) are closest.
      byte aPoint = 0x0E;
      double aScore = xins;
      byte bPoint = 0x0D;
      double bScore = yins;
      if (aScore <= bScore && zins < bScore) {
        bScore = zins;
        bPoint = 0x0B;
      } else if (aScore > bScore && zins < aScore) {
        aScore = zins;
        aPoint = 0x0B;
      }
      if (aScore <= bScore && wins < bScore) {
        bScore = wins;
        bPoint = 0x07;
      } else if (aScore > bScore && wins < aScore) {
        aScore = wins;
        aPoint = 0x07;
      }
      
      //Now we determine the three lattice points not part of the pentachoron that may contribute.
      //This depends on the closest two pentachoron vertices, including (0,0,0,0)
      double uins = 4 - inSum;
      if (uins < aScore || uins < bScore) { //(1,1,1,1) is one of the closest two pentachoron vertices.
        byte c = (bScore < aScore ? bPoint : aPoint); //Our other closest vertex is the closest out of a and b.
        
        if ((c & 0x01) != 0) {
          xsv_ext0 = xsb + 2;
          xsv_ext1 = xsv_ext2 = xsb + 1;
          dx_ext0 = dx0 - 2 - 4 * SQUISH_CONSTANT_4D;
          dx_ext1 = dx_ext2 = dx0 - 1 - 4 * SQUISH_CONSTANT_4D;
        } else {
          xsv_ext0 = xsv_ext1 = xsv_ext2 = xsb;
          dx_ext0 = dx_ext1 = dx_ext2 = dx0 - 4 * SQUISH_CONSTANT_4D;
        }

        if ((c & 0x02) != 0) {
          ysv_ext0 = ysv_ext1 = ysv_ext2 = ysb + 1;
          dy_ext0 = dy_ext1 = dy_ext2 = dy0 - 1 - 4 * SQUISH_CONSTANT_4D;
          if ((c & 0x01) != 0) {
            ysv_ext1 += 1;
            dy_ext1 -= 1;
          } else {
            ysv_ext0 += 1;
            dy_ext0 -= 1;
          }
        } else {
          ysv_ext0 = ysv_ext1 = ysv_ext2 = ysb;
          dy_ext0 = dy_ext1 = dy_ext2 = dy0 - 4 * SQUISH_CONSTANT_4D;
        }
        
        if ((c & 0x04) != 0) {
          zsv_ext0 = zsv_ext1 = zsv_ext2 = zsb + 1;
          dz_ext0 = dz_ext1 = dz_ext2 = dz0 - 1 - 4 * SQUISH_CONSTANT_4D;
          if ((c & 0x03) != 0x03) {
            if ((c & 0x03) == 0) {
              zsv_ext0 += 1;
              dz_ext0 -= 1;
            } else {
              zsv_ext1 += 1;
              dz_ext1 -= 1;
            }
          } else {
            zsv_ext2 += 1;
            dz_ext2 -= 1;
          }
        } else {
          zsv_ext0 = zsv_ext1 = zsv_ext2 = zsb;
          dz_ext0 = dz_ext1 = dz_ext2 = dz0 - 4 * SQUISH_CONSTANT_4D;
        }
        
        if ((c & 0x08) != 0) {
          wsv_ext0 = wsv_ext1 = wsb + 1;
          wsv_ext2 = wsb + 2;
          dw_ext0 = dw_ext1 = dw0 - 1 - 4 * SQUISH_CONSTANT_4D;
          dw_ext2 = dw0 - 2 - 4 * SQUISH_CONSTANT_4D;
        } else {
          wsv_ext0 = wsv_ext1 = wsv_ext2 = wsb;
          dw_ext0 = dw_ext1 = dw_ext2 = dw0 - 4 * SQUISH_CONSTANT_4D;
        }
      } else { //(1,1,1,1) is not one of the closest two pentachoron vertices.
        byte c = (byte)(aPoint & bPoint); //Our three extra vertices are determined by the closest two.
        
        if ((c & 0x01) != 0) {
          xsv_ext0 = xsv_ext2 = xsb + 1;
          xsv_ext1 = xsb + 2;
          dx_ext0 = dx0 - 1 - 2 * SQUISH_CONSTANT_4D;
          dx_ext1 = dx0 - 2 - 3 * SQUISH_CONSTANT_4D;
          dx_ext2 = dx0 - 1 - 3 * SQUISH_CONSTANT_4D;
        } else {
          xsv_ext0 = xsv_ext1 = xsv_ext2 = xsb;
          dx_ext0 = dx0 - 2 * SQUISH_CONSTANT_4D;
          dx_ext1 = dx_ext2 = dx0 - 3 * SQUISH_CONSTANT_4D;
        }
        
        if ((c & 0x02) != 0) {
          ysv_ext0 = ysv_ext1 = ysv_ext2 = ysb + 1;
          dy_ext0 = dy0 - 1 - 2 * SQUISH_CONSTANT_4D;
          dy_ext1 = dy_ext2 = dy0 - 1 - 3 * SQUISH_CONSTANT_4D;
          if ((c & 0x01) != 0) {
            ysv_ext2 += 1;
            dy_ext2 -= 1;
          } else {
            ysv_ext1 += 1;
            dy_ext1 -= 1;
          }
        } else {
          ysv_ext0 = ysv_ext1 = ysv_ext2 = ysb;
          dy_ext0 = dy0 - 2 * SQUISH_CONSTANT_4D;
          dy_ext1 = dy_ext2 = dy0 - 3 * SQUISH_CONSTANT_4D;
        }
        
        if ((c & 0x04) != 0) {
          zsv_ext0 = zsv_ext1 = zsv_ext2 = zsb + 1;
          dz_ext0 = dz0 - 1 - 2 * SQUISH_CONSTANT_4D;
          dz_ext1 = dz_ext2 = dz0 - 1 - 3 * SQUISH_CONSTANT_4D;
          if ((c & 0x03) != 0) {
            zsv_ext2 += 1;
            dz_ext2 -= 1;
          } else {
            zsv_ext1 += 1;
            dz_ext1 -= 1;
          }
        } else {
          zsv_ext0 = zsv_ext1 = zsv_ext2 = zsb;
          dz_ext0 = dz0 - 2 * SQUISH_CONSTANT_4D;
          dz_ext1 = dz_ext2 = dz0 - 3 * SQUISH_CONSTANT_4D;
        }
        
        if ((c & 0x08) != 0) {
          wsv_ext0 = wsv_ext1 = wsb + 1;
          wsv_ext2 = wsb + 2;
          dw_ext0 = dw0 - 1 - 2 * SQUISH_CONSTANT_4D;
          dw_ext1 = dw0 - 1 - 3 * SQUISH_CONSTANT_4D;
          dw_ext2 = dw0 - 2 - 3 * SQUISH_CONSTANT_4D;
        } else {
          wsv_ext0 = wsv_ext1 = wsv_ext2 = wsb;
          dw_ext0 = dw0 - 2 * SQUISH_CONSTANT_4D;
          dw_ext1 = dw_ext2 = dw0 - 3 * SQUISH_CONSTANT_4D;
        }
      }

      //Contribution (1,1,1,0)
      double dx4 = dx0 - 1 - 3 * SQUISH_CONSTANT_4D;
      double dy4 = dy0 - 1 - 3 * SQUISH_CONSTANT_4D;
      double dz4 = dz0 - 1 - 3 * SQUISH_CONSTANT_4D;
      double dw4 = dw0 - 3 * SQUISH_CONSTANT_4D;
      double attn4 = 2 - dx4 * dx4 - dy4 * dy4 - dz4 * dz4 - dw4 * dw4;
      if (attn4 > 0) {
        attn4 *= attn4;
        value += attn4 * attn4 * extrapolate(xsb + 1, ysb + 1, zsb + 1, wsb + 0, dx4, dy4, dz4, dw4);
      }

      //Contribution (1,1,0,1)
      double dx3 = dx4;
      double dy3 = dy4;
      double dz3 = dz0 - 3 * SQUISH_CONSTANT_4D;
      double dw3 = dw0 - 1 - 3 * SQUISH_CONSTANT_4D;
      double attn3 = 2 - dx3 * dx3 - dy3 * dy3 - dz3 * dz3 - dw3 * dw3;
      if (attn3 > 0) {
        attn3 *= attn3;
        value += attn3 * attn3 * extrapolate(xsb + 1, ysb + 1, zsb + 0, wsb + 1, dx3, dy3, dz3, dw3);
      }

      //Contribution (1,0,1,1)
      double dx2 = dx4;
      double dy2 = dy0 - 3 * SQUISH_CONSTANT_4D;
      double dz2 = dz4;
      double dw2 = dw3;
      double attn2 = 2 - dx2 * dx2 - dy2 * dy2 - dz2 * dz2 - dw2 * dw2;
      if (attn2 > 0) {
        attn2 *= attn2;
        value += attn2 * attn2 * extrapolate(xsb + 1, ysb + 0, zsb + 1, wsb + 1, dx2, dy2, dz2, dw2);
      }

      //Contribution (0,1,1,1)
      double dx1 = dx0 - 3 * SQUISH_CONSTANT_4D;
      double dz1 = dz4;
      double dy1 = dy4;
      double dw1 = dw3;
      double attn1 = 2 - dx1 * dx1 - dy1 * dy1 - dz1 * dz1 - dw1 * dw1;
      if (attn1 > 0) {
        attn1 *= attn1;
        value += attn1 * attn1 * extrapolate(xsb + 0, ysb + 1, zsb + 1, wsb + 1, dx1, dy1, dz1, dw1);
      }

      //Contribution (1,1,1,1)
      dx0 = dx0 - 1 - 4 * SQUISH_CONSTANT_4D;
      dy0 = dy0 - 1 - 4 * SQUISH_CONSTANT_4D;
      dz0 = dz0 - 1 - 4 * SQUISH_CONSTANT_4D;
      dw0 = dw0 - 1 - 4 * SQUISH_CONSTANT_4D;
      double attn0 = 2 - dx0 * dx0 - dy0 * dy0 - dz0 * dz0 - dw0 * dw0;
      if (attn0 > 0) {
        attn0 *= attn0;
        value += attn0 * attn0 * extrapolate(xsb + 1, ysb + 1, zsb + 1, wsb + 1, dx0, dy0, dz0, dw0);
      }
    } else if (inSum <= 2) { //We're inside the first dispentachoron (Rectified 4-Simplex)
      double aScore;
      byte aPoint;
      boolean aIsBiggerSide = true;
      double bScore;
      byte bPoint;
      boolean bIsBiggerSide = true;
      
      //Decide between (1,1,0,0) and (0,0,1,1)
      if (xins + yins > zins + wins) {
        aScore = xins + yins;
        aPoint = 0x03;
      } else {
        aScore = zins + wins;
        aPoint = 0x0C;
      }
      
      //Decide between (1,0,1,0) and (0,1,0,1)
      if (xins + zins > yins + wins) {
        bScore = xins + zins;
        bPoint = 0x05;
      } else {
        bScore = yins + wins;
        bPoint = 0x0A;
      }
      
      //Closer between (1,0,0,1) and (0,1,1,0) will replace the further of a and b, if closer.
      if (xins + wins > yins + zins) {
        double score = xins + wins;
        if (aScore >= bScore && score > bScore) {
          bScore = score;
          bPoint = 0x09;
        } else if (aScore < bScore && score > aScore) {
          aScore = score;
          aPoint = 0x09;
        }
      } else {
        double score = yins + zins;
        if (aScore >= bScore && score > bScore) {
          bScore = score;
          bPoint = 0x06;
        } else if (aScore < bScore && score > aScore) {
          aScore = score;
          aPoint = 0x06;
        }
      }
      
      //Decide if (1,0,0,0) is closer.
      double p1 = 2 - inSum + xins;
      if (aScore >= bScore && p1 > bScore) {
        bScore = p1;
        bPoint = 0x01;
        bIsBiggerSide = false;
      } else if (aScore < bScore && p1 > aScore) {
        aScore = p1;
        aPoint = 0x01;
        aIsBiggerSide = false;
      }
      
      //Decide if (0,1,0,0) is closer.
      double p2 = 2 - inSum + yins;
      if (aScore >= bScore && p2 > bScore) {
        bScore = p2;
        bPoint = 0x02;
        bIsBiggerSide = false;
      } else if (aScore < bScore && p2 > aScore) {
        aScore = p2;
        aPoint = 0x02;
        aIsBiggerSide = false;
      }
      
      //Decide if (0,0,1,0) is closer.
      double p3 = 2 - inSum + zins;
      if (aScore >= bScore && p3 > bScore) {
        bScore = p3;
        bPoint = 0x04;
        bIsBiggerSide = false;
      } else if (aScore < bScore && p3 > aScore) {
        aScore = p3;
        aPoint = 0x04;
        aIsBiggerSide = false;
      }
      
      //Decide if (0,0,0,1) is closer.
      double p4 = 2 - inSum + wins;
      if (aScore >= bScore && p4 > bScore) {
        bScore = p4;
        bPoint = 0x08;
        bIsBiggerSide = false;
      } else if (aScore < bScore && p4 > aScore) {
        aScore = p4;
        aPoint = 0x08;
        aIsBiggerSide = false;
      }
      
      //Where each of the two closest points are determines how the extra three vertices are calculated.
      if (aIsBiggerSide == bIsBiggerSide) {
        if (aIsBiggerSide) { //Both closest points on the bigger side
          byte c1 = (byte)(aPoint | bPoint);
          byte c2 = (byte)(aPoint & bPoint);
          if ((c1 & 0x01) == 0) {
            xsv_ext0 = xsb;
            xsv_ext1 = xsb - 1;
            dx_ext0 = dx0 - 3 * SQUISH_CONSTANT_4D;
            dx_ext1 = dx0 + 1 - 2 * SQUISH_CONSTANT_4D;
          } else {
            xsv_ext0 = xsv_ext1 = xsb + 1;
            dx_ext0 = dx0 - 1 - 3 * SQUISH_CONSTANT_4D;
            dx_ext1 = dx0 - 1 - 2 * SQUISH_CONSTANT_4D;
          }
          
          if ((c1 & 0x02) == 0) {
            ysv_ext0 = ysb;
            ysv_ext1 = ysb - 1;
            dy_ext0 = dy0 - 3 * SQUISH_CONSTANT_4D;
            dy_ext1 = dy0 + 1 - 2 * SQUISH_CONSTANT_4D;
          } else {
            ysv_ext0 = ysv_ext1 = ysb + 1;
            dy_ext0 = dy0 - 1 - 3 * SQUISH_CONSTANT_4D;
            dy_ext1 = dy0 - 1 - 2 * SQUISH_CONSTANT_4D;
          }
          
          if ((c1 & 0x04) == 0) {
            zsv_ext0 = zsb;
            zsv_ext1 = zsb - 1;
            dz_ext0 = dz0 - 3 * SQUISH_CONSTANT_4D;
            dz_ext1 = dz0 + 1 - 2 * SQUISH_CONSTANT_4D;
          } else {
            zsv_ext0 = zsv_ext1 = zsb + 1;
            dz_ext0 = dz0 - 1 - 3 * SQUISH_CONSTANT_4D;
            dz_ext1 = dz0 - 1 - 2 * SQUISH_CONSTANT_4D;
          }
          
          if ((c1 & 0x08) == 0) {
            wsv_ext0 = wsb;
            wsv_ext1 = wsb - 1;
            dw_ext0 = dw0 - 3 * SQUISH_CONSTANT_4D;
            dw_ext1 = dw0 + 1 - 2 * SQUISH_CONSTANT_4D;
          } else {
            wsv_ext0 = wsv_ext1 = wsb + 1;
            dw_ext0 = dw0 - 1 - 3 * SQUISH_CONSTANT_4D;
            dw_ext1 = dw0 - 1 - 2 * SQUISH_CONSTANT_4D;
          }
          
          //One combination is a permutation of (0,0,0,2) based on c2
          xsv_ext2 = xsb;
          ysv_ext2 = ysb;
          zsv_ext2 = zsb;
          wsv_ext2 = wsb;
          dx_ext2 = dx0 - 2 * SQUISH_CONSTANT_4D;
          dy_ext2 = dy0 - 2 * SQUISH_CONSTANT_4D;
          dz_ext2 = dz0 - 2 * SQUISH_CONSTANT_4D;
          dw_ext2 = dw0 - 2 * SQUISH_CONSTANT_4D;
          if ((c2 & 0x01) != 0) {
            xsv_ext2 += 2;
            dx_ext2 -= 2;
          } else if ((c2 & 0x02) != 0) {
            ysv_ext2 += 2;
            dy_ext2 -= 2;
          } else if ((c2 & 0x04) != 0) {
            zsv_ext2 += 2;
            dz_ext2 -= 2;
          } else {
            wsv_ext2 += 2;
            dw_ext2 -= 2;
          }
          
        } else { //Both closest points on the smaller side
          //One of the two extra points is (0,0,0,0)
          xsv_ext2 = xsb;
          ysv_ext2 = ysb;
          zsv_ext2 = zsb;
          wsv_ext2 = wsb;
          dx_ext2 = dx0;
          dy_ext2 = dy0;
          dz_ext2 = dz0;
          dw_ext2 = dw0;
          
          //Other two points are based on the omitted axes.
          byte c = (byte)(aPoint | bPoint);
          
          if ((c & 0x01) == 0) {
            xsv_ext0 = xsb - 1;
            xsv_ext1 = xsb;
            dx_ext0 = dx0 + 1 - SQUISH_CONSTANT_4D;
            dx_ext1 = dx0 - SQUISH_CONSTANT_4D;
          } else {
            xsv_ext0 = xsv_ext1 = xsb + 1;
            dx_ext0 = dx_ext1 = dx0 - 1 - SQUISH_CONSTANT_4D;
          }
          
          if ((c & 0x02) == 0) {
            ysv_ext0 = ysv_ext1 = ysb;
            dy_ext0 = dy_ext1 = dy0 - SQUISH_CONSTANT_4D;
            if ((c & 0x01) == 0x01)
            {
              ysv_ext0 -= 1;
              dy_ext0 += 1;
            } else {
              ysv_ext1 -= 1;
              dy_ext1 += 1;
            }
          } else {
            ysv_ext0 = ysv_ext1 = ysb + 1;
            dy_ext0 = dy_ext1 = dy0 - 1 - SQUISH_CONSTANT_4D;
          }
          
          if ((c & 0x04) == 0) {
            zsv_ext0 = zsv_ext1 = zsb;
            dz_ext0 = dz_ext1 = dz0 - SQUISH_CONSTANT_4D;
            if ((c & 0x03) == 0x03)
            {
              zsv_ext0 -= 1;
              dz_ext0 += 1;
            } else {
              zsv_ext1 -= 1;
              dz_ext1 += 1;
            }
          } else {
            zsv_ext0 = zsv_ext1 = zsb + 1;
            dz_ext0 = dz_ext1 = dz0 - 1 - SQUISH_CONSTANT_4D;
          }
          
          if ((c & 0x08) == 0)
          {
            wsv_ext0 = wsb;
            wsv_ext1 = wsb - 1;
            dw_ext0 = dw0 - SQUISH_CONSTANT_4D;
            dw_ext1 = dw0 + 1 - SQUISH_CONSTANT_4D;
          } else {
            wsv_ext0 = wsv_ext1 = wsb + 1;
            dw_ext0 = dw_ext1 = dw0 - 1 - SQUISH_CONSTANT_4D;
          }
          
        }
      } else { //One point on each "side"
        byte c1, c2;
        if (aIsBiggerSide) {
          c1 = aPoint;
          c2 = bPoint;
        } else {
          c1 = bPoint;
          c2 = aPoint;
        }
        
        //Two contributions are the bigger-sided point with each 0 replaced with -1.
        if ((c1 & 0x01) == 0) {
          xsv_ext0 = xsb - 1;
          xsv_ext1 = xsb;
          dx_ext0 = dx0 + 1 - SQUISH_CONSTANT_4D;
          dx_ext1 = dx0 - SQUISH_CONSTANT_4D;
        } else {
          xsv_ext0 = xsv_ext1 = xsb + 1;
          dx_ext0 = dx_ext1 = dx0 - 1 - SQUISH_CONSTANT_4D;
        }
        
        if ((c1 & 0x02) == 0) {
          ysv_ext0 = ysv_ext1 = ysb;
          dy_ext0 = dy_ext1 = dy0 - SQUISH_CONSTANT_4D;
          if ((c1 & 0x01) == 0x01) {
            ysv_ext0 -= 1;
            dy_ext0 += 1;
          } else {
            ysv_ext1 -= 1;
            dy_ext1 += 1;
          }
        } else {
          ysv_ext0 = ysv_ext1 = ysb + 1;
          dy_ext0 = dy_ext1 = dy0 - 1 - SQUISH_CONSTANT_4D;
        }
        
        if ((c1 & 0x04) == 0) {
          zsv_ext0 = zsv_ext1 = zsb;
          dz_ext0 = dz_ext1 = dz0 - SQUISH_CONSTANT_4D;
          if ((c1 & 0x03) == 0x03) {
            zsv_ext0 -= 1;
            dz_ext0 += 1;
          } else {
            zsv_ext1 -= 1;
            dz_ext1 += 1;
          }
        } else {
          zsv_ext0 = zsv_ext1 = zsb + 1;
          dz_ext0 = dz_ext1 = dz0 - 1 - SQUISH_CONSTANT_4D;
        }
        
        if ((c1 & 0x08) == 0) {
          wsv_ext0 = wsb;
          wsv_ext1 = wsb - 1;
          dw_ext0 = dw0 - SQUISH_CONSTANT_4D;
          dw_ext1 = dw0 + 1 - SQUISH_CONSTANT_4D;
        } else {
          wsv_ext0 = wsv_ext1 = wsb + 1;
          dw_ext0 = dw_ext1 = dw0 - 1 - SQUISH_CONSTANT_4D;
        }

        //One contribution is a permutation of (0,0,0,2) based on the smaller-sided point
        xsv_ext2 = xsb;
        ysv_ext2 = ysb;
        zsv_ext2 = zsb;
        wsv_ext2 = wsb;
        dx_ext2 = dx0 - 2 * SQUISH_CONSTANT_4D;
        dy_ext2 = dy0 - 2 * SQUISH_CONSTANT_4D;
        dz_ext2 = dz0 - 2 * SQUISH_CONSTANT_4D;
        dw_ext2 = dw0 - 2 * SQUISH_CONSTANT_4D;
        if ((c2 & 0x01) != 0) {
          xsv_ext2 += 2;
          dx_ext2 -= 2;
        } else if ((c2 & 0x02) != 0) {
          ysv_ext2 += 2;
          dy_ext2 -= 2;
        } else if ((c2 & 0x04) != 0) {
          zsv_ext2 += 2;
          dz_ext2 -= 2;
        } else {
          wsv_ext2 += 2;
          dw_ext2 -= 2;
        }
      }
      
      //Contribution (1,0,0,0)
      double dx1 = dx0 - 1 - SQUISH_CONSTANT_4D;
      double dy1 = dy0 - 0 - SQUISH_CONSTANT_4D;
      double dz1 = dz0 - 0 - SQUISH_CONSTANT_4D;
      double dw1 = dw0 - 0 - SQUISH_CONSTANT_4D;
      double attn1 = 2 - dx1 * dx1 - dy1 * dy1 - dz1 * dz1 - dw1 * dw1;
      if (attn1 > 0) {
        attn1 *= attn1;
        value += attn1 * attn1 * extrapolate(xsb + 1, ysb + 0, zsb + 0, wsb + 0, dx1, dy1, dz1, dw1);
      }

      //Contribution (0,1,0,0)
      double dx2 = dx0 - 0 - SQUISH_CONSTANT_4D;
      double dy2 = dy0 - 1 - SQUISH_CONSTANT_4D;
      double dz2 = dz1;
      double dw2 = dw1;
      double attn2 = 2 - dx2 * dx2 - dy2 * dy2 - dz2 * dz2 - dw2 * dw2;
      if (attn2 > 0) {
        attn2 *= attn2;
        value += attn2 * attn2 * extrapolate(xsb + 0, ysb + 1, zsb + 0, wsb + 0, dx2, dy2, dz2, dw2);
      }

      //Contribution (0,0,1,0)
      double dx3 = dx2;
      double dy3 = dy1;
      double dz3 = dz0 - 1 - SQUISH_CONSTANT_4D;
      double dw3 = dw1;
      double attn3 = 2 - dx3 * dx3 - dy3 * dy3 - dz3 * dz3 - dw3 * dw3;
      if (attn3 > 0) {
        attn3 *= attn3;
        value += attn3 * attn3 * extrapolate(xsb + 0, ysb + 0, zsb + 1, wsb + 0, dx3, dy3, dz3, dw3);
      }

      //Contribution (0,0,0,1)
      double dx4 = dx2;
      double dy4 = dy1;
      double dz4 = dz1;
      double dw4 = dw0 - 1 - SQUISH_CONSTANT_4D;
      double attn4 = 2 - dx4 * dx4 - dy4 * dy4 - dz4 * dz4 - dw4 * dw4;
      if (attn4 > 0) {
        attn4 *= attn4;
        value += attn4 * attn4 * extrapolate(xsb + 0, ysb + 0, zsb + 0, wsb + 1, dx4, dy4, dz4, dw4);
      }
      
      //Contribution (1,1,0,0)
      double dx5 = dx0 - 1 - 2 * SQUISH_CONSTANT_4D;
      double dy5 = dy0 - 1 - 2 * SQUISH_CONSTANT_4D;
      double dz5 = dz0 - 0 - 2 * SQUISH_CONSTANT_4D;
      double dw5 = dw0 - 0 - 2 * SQUISH_CONSTANT_4D;
      double attn5 = 2 - dx5 * dx5 - dy5 * dy5 - dz5 * dz5 - dw5 * dw5;
      if (attn5 > 0) {
        attn5 *= attn5;
        value += attn5 * attn5 * extrapolate(xsb + 1, ysb + 1, zsb + 0, wsb + 0, dx5, dy5, dz5, dw5);
      }
      
      //Contribution (1,0,1,0)
      double dx6 = dx0 - 1 - 2 * SQUISH_CONSTANT_4D;
      double dy6 = dy0 - 0 - 2 * SQUISH_CONSTANT_4D;
      double dz6 = dz0 - 1 - 2 * SQUISH_CONSTANT_4D;
      double dw6 = dw0 - 0 - 2 * SQUISH_CONSTANT_4D;
      double attn6 = 2 - dx6 * dx6 - dy6 * dy6 - dz6 * dz6 - dw6 * dw6;
      if (attn6 > 0) {
        attn6 *= attn6;
        value += attn6 * attn6 * extrapolate(xsb + 1, ysb + 0, zsb + 1, wsb + 0, dx6, dy6, dz6, dw6);
      }

      //Contribution (1,0,0,1)
      double dx7 = dx0 - 1 - 2 * SQUISH_CONSTANT_4D;
      double dy7 = dy0 - 0 - 2 * SQUISH_CONSTANT_4D;
      double dz7 = dz0 - 0 - 2 * SQUISH_CONSTANT_4D;
      double dw7 = dw0 - 1 - 2 * SQUISH_CONSTANT_4D;
      double attn7 = 2 - dx7 * dx7 - dy7 * dy7 - dz7 * dz7 - dw7 * dw7;
      if (attn7 > 0) {
        attn7 *= attn7;
        value += attn7 * attn7 * extrapolate(xsb + 1, ysb + 0, zsb + 0, wsb + 1, dx7, dy7, dz7, dw7);
      }
      
      //Contribution (0,1,1,0)
      double dx8 = dx0 - 0 - 2 * SQUISH_CONSTANT_4D;
      double dy8 = dy0 - 1 - 2 * SQUISH_CONSTANT_4D;
      double dz8 = dz0 - 1 - 2 * SQUISH_CONSTANT_4D;
      double dw8 = dw0 - 0 - 2 * SQUISH_CONSTANT_4D;
      double attn8 = 2 - dx8 * dx8 - dy8 * dy8 - dz8 * dz8 - dw8 * dw8;
      if (attn8 > 0) {
        attn8 *= attn8;
        value += attn8 * attn8 * extrapolate(xsb + 0, ysb + 1, zsb + 1, wsb + 0, dx8, dy8, dz8, dw8);
      }
      
      //Contribution (0,1,0,1)
      double dx9 = dx0 - 0 - 2 * SQUISH_CONSTANT_4D;
      double dy9 = dy0 - 1 - 2 * SQUISH_CONSTANT_4D;
      double dz9 = dz0 - 0 - 2 * SQUISH_CONSTANT_4D;
      double dw9 = dw0 - 1 - 2 * SQUISH_CONSTANT_4D;
      double attn9 = 2 - dx9 * dx9 - dy9 * dy9 - dz9 * dz9 - dw9 * dw9;
      if (attn9 > 0) {
        attn9 *= attn9;
        value += attn9 * attn9 * extrapolate(xsb + 0, ysb + 1, zsb + 0, wsb + 1, dx9, dy9, dz9, dw9);
      }
      
      //Contribution (0,0,1,1)
      double dx10 = dx0 - 0 - 2 * SQUISH_CONSTANT_4D;
      double dy10 = dy0 - 0 - 2 * SQUISH_CONSTANT_4D;
      double dz10 = dz0 - 1 - 2 * SQUISH_CONSTANT_4D;
      double dw10 = dw0 - 1 - 2 * SQUISH_CONSTANT_4D;
      double attn10 = 2 - dx10 * dx10 - dy10 * dy10 - dz10 * dz10 - dw10 * dw10;
      if (attn10 > 0) {
        attn10 *= attn10;
        value += attn10 * attn10 * extrapolate(xsb + 0, ysb + 0, zsb + 1, wsb + 1, dx10, dy10, dz10, dw10);
      }
    } else { //We're inside the second dispentachoron (Rectified 4-Simplex)
      double aScore;
      byte aPoint;
      boolean aIsBiggerSide = true;
      double bScore;
      byte bPoint;
      boolean bIsBiggerSide = true;
      
      //Decide between (0,0,1,1) and (1,1,0,0)
      if (xins + yins < zins + wins) {
        aScore = xins + yins;
        aPoint = 0x0C;
      } else {
        aScore = zins + wins;
        aPoint = 0x03;
      }
      
      //Decide between (0,1,0,1) and (1,0,1,0)
      if (xins + zins < yins + wins) {
        bScore = xins + zins;
        bPoint = 0x0A;
      } else {
        bScore = yins + wins;
        bPoint = 0x05;
      }
      
      //Closer between (0,1,1,0) and (1,0,0,1) will replace the further of a and b, if closer.
      if (xins + wins < yins + zins) {
        double score = xins + wins;
        if (aScore <= bScore && score < bScore) {
          bScore = score;
          bPoint = 0x06;
        } else if (aScore > bScore && score < aScore) {
          aScore = score;
          aPoint = 0x06;
        }
      } else {
        double score = yins + zins;
        if (aScore <= bScore && score < bScore) {
          bScore = score;
          bPoint = 0x09;
        } else if (aScore > bScore && score < aScore) {
          aScore = score;
          aPoint = 0x09;
        }
      }
      
      //Decide if (0,1,1,1) is closer.
      double p1 = 3 - inSum + xins;
      if (aScore <= bScore && p1 < bScore) {
        bScore = p1;
        bPoint = 0x0E;
        bIsBiggerSide = false;
      } else if (aScore > bScore && p1 < aScore) {
        aScore = p1;
        aPoint = 0x0E;
        aIsBiggerSide = false;
      }
      
      //Decide if (1,0,1,1) is closer.
      double p2 = 3 - inSum + yins;
      if (aScore <= bScore && p2 < bScore) {
        bScore = p2;
        bPoint = 0x0D;
        bIsBiggerSide = false;
      } else if (aScore > bScore && p2 < aScore) {
        aScore = p2;
        aPoint = 0x0D;
        aIsBiggerSide = false;
      }
      
      //Decide if (1,1,0,1) is closer.
      double p3 = 3 - inSum + zins;
      if (aScore <= bScore && p3 < bScore) {
        bScore = p3;
        bPoint = 0x0B;
        bIsBiggerSide = false;
      } else if (aScore > bScore && p3 < aScore) {
        aScore = p3;
        aPoint = 0x0B;
        aIsBiggerSide = false;
      }
      
      //Decide if (1,1,1,0) is closer.
      double p4 = 3 - inSum + wins;
      if (aScore <= bScore && p4 < bScore) {
        bScore = p4;
        bPoint = 0x07;
        bIsBiggerSide = false;
      } else if (aScore > bScore && p4 < aScore) {
        aScore = p4;
        aPoint = 0x07;
        aIsBiggerSide = false;
      }
      
      //Where each of the two closest points are determines how the extra three vertices are calculated.
      if (aIsBiggerSide == bIsBiggerSide) {
        if (aIsBiggerSide) { //Both closest points on the bigger side
          byte c1 = (byte)(aPoint & bPoint);
          byte c2 = (byte)(aPoint | bPoint);
          
          //Two contributions are permutations of (0,0,0,1) and (0,0,0,2) based on c1
          xsv_ext0 = xsv_ext1 = xsb;
          ysv_ext0 = ysv_ext1 = ysb;
          zsv_ext0 = zsv_ext1 = zsb;
          wsv_ext0 = wsv_ext1 = wsb;
          dx_ext0 = dx0 - SQUISH_CONSTANT_4D;
          dy_ext0 = dy0 - SQUISH_CONSTANT_4D;
          dz_ext0 = dz0 - SQUISH_CONSTANT_4D;
          dw_ext0 = dw0 - SQUISH_CONSTANT_4D;
          dx_ext1 = dx0 - 2 * SQUISH_CONSTANT_4D;
          dy_ext1 = dy0 - 2 * SQUISH_CONSTANT_4D;
          dz_ext1 = dz0 - 2 * SQUISH_CONSTANT_4D;
          dw_ext1 = dw0 - 2 * SQUISH_CONSTANT_4D;
          if ((c1 & 0x01) != 0) {
            xsv_ext0 += 1;
            dx_ext0 -= 1;
            xsv_ext1 += 2;
            dx_ext1 -= 2;
          } else if ((c1 & 0x02) != 0) {
            ysv_ext0 += 1;
            dy_ext0 -= 1;
            ysv_ext1 += 2;
            dy_ext1 -= 2;
          } else if ((c1 & 0x04) != 0) {
            zsv_ext0 += 1;
            dz_ext0 -= 1;
            zsv_ext1 += 2;
            dz_ext1 -= 2;
          } else {
            wsv_ext0 += 1;
            dw_ext0 -= 1;
            wsv_ext1 += 2;
            dw_ext1 -= 2;
          }
          
          //One contribution is a permutation of (1,1,1,-1) based on c2
          xsv_ext2 = xsb + 1;
          ysv_ext2 = ysb + 1;
          zsv_ext2 = zsb + 1;
          wsv_ext2 = wsb + 1;
          dx_ext2 = dx0 - 1 - 2 * SQUISH_CONSTANT_4D;
          dy_ext2 = dy0 - 1 - 2 * SQUISH_CONSTANT_4D;
          dz_ext2 = dz0 - 1 - 2 * SQUISH_CONSTANT_4D;
          dw_ext2 = dw0 - 1 - 2 * SQUISH_CONSTANT_4D;
          if ((c2 & 0x01) == 0) {
            xsv_ext2 -= 2;
            dx_ext2 += 2;
          } else if ((c2 & 0x02) == 0) {
            ysv_ext2 -= 2;
            dy_ext2 += 2;
          } else if ((c2 & 0x04) == 0) {
            zsv_ext2 -= 2;
            dz_ext2 += 2;
          } else {
            wsv_ext2 -= 2;
            dw_ext2 += 2;
          }
        } else { //Both closest points on the smaller side
          //One of the two extra points is (1,1,1,1)
          xsv_ext2 = xsb + 1;
          ysv_ext2 = ysb + 1;
          zsv_ext2 = zsb + 1;
          wsv_ext2 = wsb + 1;
          dx_ext2 = dx0 - 1 - 4 * SQUISH_CONSTANT_4D;
          dy_ext2 = dy0 - 1 - 4 * SQUISH_CONSTANT_4D;
          dz_ext2 = dz0 - 1 - 4 * SQUISH_CONSTANT_4D;
          dw_ext2 = dw0 - 1 - 4 * SQUISH_CONSTANT_4D;
          
          //Other two points are based on the shared axes.
          byte c = (byte)(aPoint & bPoint);
          
          if ((c & 0x01) != 0) {
            xsv_ext0 = xsb + 2;
            xsv_ext1 = xsb + 1;
            dx_ext0 = dx0 - 2 - 3 * SQUISH_CONSTANT_4D;
            dx_ext1 = dx0 - 1 - 3 * SQUISH_CONSTANT_4D;
          } else {
            xsv_ext0 = xsv_ext1 = xsb;
            dx_ext0 = dx_ext1 = dx0 - 3 * SQUISH_CONSTANT_4D;
          }
          
          if ((c & 0x02) != 0) {
            ysv_ext0 = ysv_ext1 = ysb + 1;
            dy_ext0 = dy_ext1 = dy0 - 1 - 3 * SQUISH_CONSTANT_4D;
            if ((c & 0x01) == 0)
            {
              ysv_ext0 += 1;
              dy_ext0 -= 1;
            } else {
              ysv_ext1 += 1;
              dy_ext1 -= 1;
            }
          } else {
            ysv_ext0 = ysv_ext1 = ysb;
            dy_ext0 = dy_ext1 = dy0 - 3 * SQUISH_CONSTANT_4D;
          }
          
          if ((c & 0x04) != 0) {
            zsv_ext0 = zsv_ext1 = zsb + 1;
            dz_ext0 = dz_ext1 = dz0 - 1 - 3 * SQUISH_CONSTANT_4D;
            if ((c & 0x03) == 0)
            {
              zsv_ext0 += 1;
              dz_ext0 -= 1;
            } else {
              zsv_ext1 += 1;
              dz_ext1 -= 1;
            }
          } else {
            zsv_ext0 = zsv_ext1 = zsb;
            dz_ext0 = dz_ext1 = dz0 - 3 * SQUISH_CONSTANT_4D;
          }
          
          if ((c & 0x08) != 0)
          {
            wsv_ext0 = wsb + 1;
            wsv_ext1 = wsb + 2;
            dw_ext0 = dw0 - 1 - 3 * SQUISH_CONSTANT_4D;
            dw_ext1 = dw0 - 2 - 3 * SQUISH_CONSTANT_4D;
          } else {
            wsv_ext0 = wsv_ext1 = wsb;
            dw_ext0 = dw_ext1 = dw0 - 3 * SQUISH_CONSTANT_4D;
          }
        }
      } else { //One point on each "side"
        byte c1, c2;
        if (aIsBiggerSide) {
          c1 = aPoint;
          c2 = bPoint;
        } else {
          c1 = bPoint;
          c2 = aPoint;
        }
        
        //Two contributions are the bigger-sided point with each 1 replaced with 2.
        if ((c1 & 0x01) != 0) {
          xsv_ext0 = xsb + 2;
          xsv_ext1 = xsb + 1;
          dx_ext0 = dx0 - 2 - 3 * SQUISH_CONSTANT_4D;
          dx_ext1 = dx0 - 1 - 3 * SQUISH_CONSTANT_4D;
        } else {
          xsv_ext0 = xsv_ext1 = xsb;
          dx_ext0 = dx_ext1 = dx0 - 3 * SQUISH_CONSTANT_4D;
        }
        
        if ((c1 & 0x02) != 0) {
          ysv_ext0 = ysv_ext1 = ysb + 1;
          dy_ext0 = dy_ext1 = dy0 - 1 - 3 * SQUISH_CONSTANT_4D;
          if ((c1 & 0x01) == 0) {
            ysv_ext0 += 1;
            dy_ext0 -= 1;
          } else {
            ysv_ext1 += 1;
            dy_ext1 -= 1;
          }
        } else {
          ysv_ext0 = ysv_ext1 = ysb;
          dy_ext0 = dy_ext1 = dy0 - 3 * SQUISH_CONSTANT_4D;
        }
        
        if ((c1 & 0x04) != 0) {
          zsv_ext0 = zsv_ext1 = zsb + 1;
          dz_ext0 = dz_ext1 = dz0 - 1 - 3 * SQUISH_CONSTANT_4D;
          if ((c1 & 0x03) == 0) {
            zsv_ext0 += 1;
            dz_ext0 -= 1;
          } else {
            zsv_ext1 += 1;
            dz_ext1 -= 1;
          }
        } else {
          zsv_ext0 = zsv_ext1 = zsb;
          dz_ext0 = dz_ext1 = dz0 - 3 * SQUISH_CONSTANT_4D;
        }
        
        if ((c1 & 0x08) != 0) {
          wsv_ext0 = wsb + 1;
          wsv_ext1 = wsb + 2;
          dw_ext0 = dw0 - 1 - 3 * SQUISH_CONSTANT_4D;
          dw_ext1 = dw0 - 2 - 3 * SQUISH_CONSTANT_4D;
        } else {
          wsv_ext0 = wsv_ext1 = wsb;
          dw_ext0 = dw_ext1 = dw0 - 3 * SQUISH_CONSTANT_4D;
        }

        //One contribution is a permutation of (1,1,1,-1) based on the smaller-sided point
        xsv_ext2 = xsb + 1;
        ysv_ext2 = ysb + 1;
        zsv_ext2 = zsb + 1;
        wsv_ext2 = wsb + 1;
        dx_ext2 = dx0 - 1 - 2 * SQUISH_CONSTANT_4D;
        dy_ext2 = dy0 - 1 - 2 * SQUISH_CONSTANT_4D;
        dz_ext2 = dz0 - 1 - 2 * SQUISH_CONSTANT_4D;
        dw_ext2 = dw0 - 1 - 2 * SQUISH_CONSTANT_4D;
        if ((c2 & 0x01) == 0) {
          xsv_ext2 -= 2;
          dx_ext2 += 2;
        } else if ((c2 & 0x02) == 0) {
          ysv_ext2 -= 2;
          dy_ext2 += 2;
        } else if ((c2 & 0x04) == 0) {
          zsv_ext2 -= 2;
          dz_ext2 += 2;
        } else {
          wsv_ext2 -= 2;
          dw_ext2 += 2;
        }
      }
      
      //Contribution (1,1,1,0)
      double dx4 = dx0 - 1 - 3 * SQUISH_CONSTANT_4D;
      double dy4 = dy0 - 1 - 3 * SQUISH_CONSTANT_4D;
      double dz4 = dz0 - 1 - 3 * SQUISH_CONSTANT_4D;
      double dw4 = dw0 - 3 * SQUISH_CONSTANT_4D;
      double attn4 = 2 - dx4 * dx4 - dy4 * dy4 - dz4 * dz4 - dw4 * dw4;
      if (attn4 > 0) {
        attn4 *= attn4;
        value += attn4 * attn4 * extrapolate(xsb + 1, ysb + 1, zsb + 1, wsb + 0, dx4, dy4, dz4, dw4);
      }

      //Contribution (1,1,0,1)
      double dx3 = dx4;
      double dy3 = dy4;
      double dz3 = dz0 - 3 * SQUISH_CONSTANT_4D;
      double dw3 = dw0 - 1 - 3 * SQUISH_CONSTANT_4D;
      double attn3 = 2 - dx3 * dx3 - dy3 * dy3 - dz3 * dz3 - dw3 * dw3;
      if (attn3 > 0) {
        attn3 *= attn3;
        value += attn3 * attn3 * extrapolate(xsb + 1, ysb + 1, zsb + 0, wsb + 1, dx3, dy3, dz3, dw3);
      }

      //Contribution (1,0,1,1)
      double dx2 = dx4;
      double dy2 = dy0 - 3 * SQUISH_CONSTANT_4D;
      double dz2 = dz4;
      double dw2 = dw3;
      double attn2 = 2 - dx2 * dx2 - dy2 * dy2 - dz2 * dz2 - dw2 * dw2;
      if (attn2 > 0) {
        attn2 *= attn2;
        value += attn2 * attn2 * extrapolate(xsb + 1, ysb + 0, zsb + 1, wsb + 1, dx2, dy2, dz2, dw2);
      }

      //Contribution (0,1,1,1)
      double dx1 = dx0 - 3 * SQUISH_CONSTANT_4D;
      double dz1 = dz4;
      double dy1 = dy4;
      double dw1 = dw3;
      double attn1 = 2 - dx1 * dx1 - dy1 * dy1 - dz1 * dz1 - dw1 * dw1;
      if (attn1 > 0) {
        attn1 *= attn1;
        value += attn1 * attn1 * extrapolate(xsb + 0, ysb + 1, zsb + 1, wsb + 1, dx1, dy1, dz1, dw1);
      }
      
      //Contribution (1,1,0,0)
      double dx5 = dx0 - 1 - 2 * SQUISH_CONSTANT_4D;
      double dy5 = dy0 - 1 - 2 * SQUISH_CONSTANT_4D;
      double dz5 = dz0 - 0 - 2 * SQUISH_CONSTANT_4D;
      double dw5 = dw0 - 0 - 2 * SQUISH_CONSTANT_4D;
      double attn5 = 2 - dx5 * dx5 - dy5 * dy5 - dz5 * dz5 - dw5 * dw5;
      if (attn5 > 0) {
        attn5 *= attn5;
        value += attn5 * attn5 * extrapolate(xsb + 1, ysb + 1, zsb + 0, wsb + 0, dx5, dy5, dz5, dw5);
      }
      
      //Contribution (1,0,1,0)
      double dx6 = dx0 - 1 - 2 * SQUISH_CONSTANT_4D;
      double dy6 = dy0 - 0 - 2 * SQUISH_CONSTANT_4D;
      double dz6 = dz0 - 1 - 2 * SQUISH_CONSTANT_4D;
      double dw6 = dw0 - 0 - 2 * SQUISH_CONSTANT_4D;
      double attn6 = 2 - dx6 * dx6 - dy6 * dy6 - dz6 * dz6 - dw6 * dw6;
      if (attn6 > 0) {
        attn6 *= attn6;
        value += attn6 * attn6 * extrapolate(xsb + 1, ysb + 0, zsb + 1, wsb + 0, dx6, dy6, dz6, dw6);
      }

      //Contribution (1,0,0,1)
      double dx7 = dx0 - 1 - 2 * SQUISH_CONSTANT_4D;
      double dy7 = dy0 - 0 - 2 * SQUISH_CONSTANT_4D;
      double dz7 = dz0 - 0 - 2 * SQUISH_CONSTANT_4D;
      double dw7 = dw0 - 1 - 2 * SQUISH_CONSTANT_4D;
      double attn7 = 2 - dx7 * dx7 - dy7 * dy7 - dz7 * dz7 - dw7 * dw7;
      if (attn7 > 0) {
        attn7 *= attn7;
        value += attn7 * attn7 * extrapolate(xsb + 1, ysb + 0, zsb + 0, wsb + 1, dx7, dy7, dz7, dw7);
      }
      
      //Contribution (0,1,1,0)
      double dx8 = dx0 - 0 - 2 * SQUISH_CONSTANT_4D;
      double dy8 = dy0 - 1 - 2 * SQUISH_CONSTANT_4D;
      double dz8 = dz0 - 1 - 2 * SQUISH_CONSTANT_4D;
      double dw8 = dw0 - 0 - 2 * SQUISH_CONSTANT_4D;
      double attn8 = 2 - dx8 * dx8 - dy8 * dy8 - dz8 * dz8 - dw8 * dw8;
      if (attn8 > 0) {
        attn8 *= attn8;
        value += attn8 * attn8 * extrapolate(xsb + 0, ysb + 1, zsb + 1, wsb + 0, dx8, dy8, dz8, dw8);
      }
      
      //Contribution (0,1,0,1)
      double dx9 = dx0 - 0 - 2 * SQUISH_CONSTANT_4D;
      double dy9 = dy0 - 1 - 2 * SQUISH_CONSTANT_4D;
      double dz9 = dz0 - 0 - 2 * SQUISH_CONSTANT_4D;
      double dw9 = dw0 - 1 - 2 * SQUISH_CONSTANT_4D;
      double attn9 = 2 - dx9 * dx9 - dy9 * dy9 - dz9 * dz9 - dw9 * dw9;
      if (attn9 > 0) {
        attn9 *= attn9;
        value += attn9 * attn9 * extrapolate(xsb + 0, ysb + 1, zsb + 0, wsb + 1, dx9, dy9, dz9, dw9);
      }
      
      //Contribution (0,0,1,1)
      double dx10 = dx0 - 0 - 2 * SQUISH_CONSTANT_4D;
      double dy10 = dy0 - 0 - 2 * SQUISH_CONSTANT_4D;
      double dz10 = dz0 - 1 - 2 * SQUISH_CONSTANT_4D;
      double dw10 = dw0 - 1 - 2 * SQUISH_CONSTANT_4D;
      double attn10 = 2 - dx10 * dx10 - dy10 * dy10 - dz10 * dz10 - dw10 * dw10;
      if (attn10 > 0) {
        attn10 *= attn10;
        value += attn10 * attn10 * extrapolate(xsb + 0, ysb + 0, zsb + 1, wsb + 1, dx10, dy10, dz10, dw10);
      }
    }
 
    //First extra vertex
    double attn_ext0 = 2 - dx_ext0 * dx_ext0 - dy_ext0 * dy_ext0 - dz_ext0 * dz_ext0 - dw_ext0 * dw_ext0;
    if (attn_ext0 > 0)
    {
      attn_ext0 *= attn_ext0;
      value += attn_ext0 * attn_ext0 * extrapolate(xsv_ext0, ysv_ext0, zsv_ext0, wsv_ext0, dx_ext0, dy_ext0, dz_ext0, dw_ext0);
    }

    //Second extra vertex
    double attn_ext1 = 2 - dx_ext1 * dx_ext1 - dy_ext1 * dy_ext1 - dz_ext1 * dz_ext1 - dw_ext1 * dw_ext1;
    if (attn_ext1 > 0)
    {
      attn_ext1 *= attn_ext1;
      value += attn_ext1 * attn_ext1 * extrapolate(xsv_ext1, ysv_ext1, zsv_ext1, wsv_ext1, dx_ext1, dy_ext1, dz_ext1, dw_ext1);
    }

    //Third extra vertex
    double attn_ext2 = 2 - dx_ext2 * dx_ext2 - dy_ext2 * dy_ext2 - dz_ext2 * dz_ext2 - dw_ext2 * dw_ext2;
    if (attn_ext2 > 0)
    {
      attn_ext2 *= attn_ext2;
      value += attn_ext2 * attn_ext2 * extrapolate(xsv_ext2, ysv_ext2, zsv_ext2, wsv_ext2, dx_ext2, dy_ext2, dz_ext2, dw_ext2);
    }

    return value / NORM_CONSTANT_4D;
  }
  
  private double extrapolate(int xsb, int ysb, double dx, double dy)
  {
    int index = perm[(perm[xsb & 0xFF] + ysb) & 0xFF] & 0x0E;
    return gradients2D[index] * dx
      + gradients2D[index + 1] * dy;
  }
  
  private double extrapolate(int xsb, int ysb, int zsb, double dx, double dy, double dz)
  {
    int index = permGradIndex3D[(perm[(perm[xsb & 0xFF] + ysb) & 0xFF] + zsb) & 0xFF];
    return gradients3D[index] * dx
      + gradients3D[index + 1] * dy
      + gradients3D[index + 2] * dz;
  }
  
  private double extrapolate(int xsb, int ysb, int zsb, int wsb, double dx, double dy, double dz, double dw)
  {
    int index = perm[(perm[(perm[(perm[xsb & 0xFF] + ysb) & 0xFF] + zsb) & 0xFF] + wsb) & 0xFF] & 0xFC;
    return gradients4D[index] * dx
      + gradients4D[index + 1] * dy
      + gradients4D[index + 2] * dz
      + gradients4D[index + 3] * dw;
  }
  
  private int fastFloor(double x) {
    int xi = (int)x;
    return x < xi ? xi - 1 : xi;
  }
  
  //Gradients for 2D. They approximate the directions to the
  //vertices of an octagon from the center.
  private byte[] gradients2D = new byte[] {
     5,  2,    2,  5,
    -5,  2,   -2,  5,
     5, -2,    2, -5,
    -5, -2,   -2, -5,
  };
  
  //Gradients for 3D. They approximate the directions to the
  //vertices of a rhombicuboctahedron from the center, skewed so
  //that the triangular and square facets can be inscribed inside
  //circles of the same radius.
  private byte[] gradients3D = new byte[] {
    -11,  4,  4,     -4,  11,  4,    -4,  4,  11,
     11,  4,  4,      4,  11,  4,     4,  4,  11,
    -11, -4,  4,     -4, -11,  4,    -4, -4,  11,
     11, -4,  4,      4, -11,  4,     4, -4,  11,
    -11,  4, -4,     -4,  11, -4,    -4,  4, -11,
     11,  4, -4,      4,  11, -4,     4,  4, -11,
    -11, -4, -4,     -4, -11, -4,    -4, -4, -11,
     11, -4, -4,      4, -11, -4,     4, -4, -11,
  };
  
  //Gradients for 4D. They approximate the directions to the
  //vertices of a disprismatotesseractihexadecachoron from the center,
  //skewed so that the tetrahedral and cubic facets can be inscribed inside
  //spheres of the same radius.
  private byte[] gradients4D = new byte[] {
       3,  1,  1,  1,      1,  3,  1,  1,      1,  1,  3,  1,      1,  1,  1,  3,
      -3,  1,  1,  1,     -1,  3,  1,  1,     -1,  1,  3,  1,     -1,  1,  1,  3,
       3, -1,  1,  1,      1, -3,  1,  1,      1, -1,  3,  1,      1, -1,  1,  3,
      -3, -1,  1,  1,     -1, -3,  1,  1,     -1, -1,  3,  1,     -1, -1,  1,  3,
       3,  1, -1,  1,      1,  3, -1,  1,      1,  1, -3,  1,      1,  1, -1,  3,
      -3,  1, -1,  1,     -1,  3, -1,  1,     -1,  1, -3,  1,     -1,  1, -1,  3,
       3, -1, -1,  1,      1, -3, -1,  1,      1, -1, -3,  1,      1, -1, -1,  3,
      -3, -1, -1,  1,     -1, -3, -1,  1,     -1, -1, -3,  1,     -1, -1, -1,  3,
       3,  1,  1, -1,      1,  3,  1, -1,      1,  1,  3, -1,      1,  1,  1, -3,
      -3,  1,  1, -1,     -1,  3,  1, -1,     -1,  1,  3, -1,     -1,  1,  1, -3,
       3, -1,  1, -1,      1, -3,  1, -1,      1, -1,  3, -1,      1, -1,  1, -3,
      -3, -1,  1, -1,     -1, -3,  1, -1,     -1, -1,  3, -1,     -1, -1,  1, -3,
       3,  1, -1, -1,      1,  3, -1, -1,      1,  1, -3, -1,      1,  1, -1, -3,
      -3,  1, -1, -1,     -1,  3, -1, -1,     -1,  1, -3, -1,     -1,  1, -1, -3,
       3, -1, -1, -1,      1, -3, -1, -1,      1, -1, -3, -1,      1, -1, -1, -3,
      -3, -1, -1, -1,     -1, -3, -1, -1,     -1, -1, -3, -1,     -1, -1, -1, -3,
  };
}
